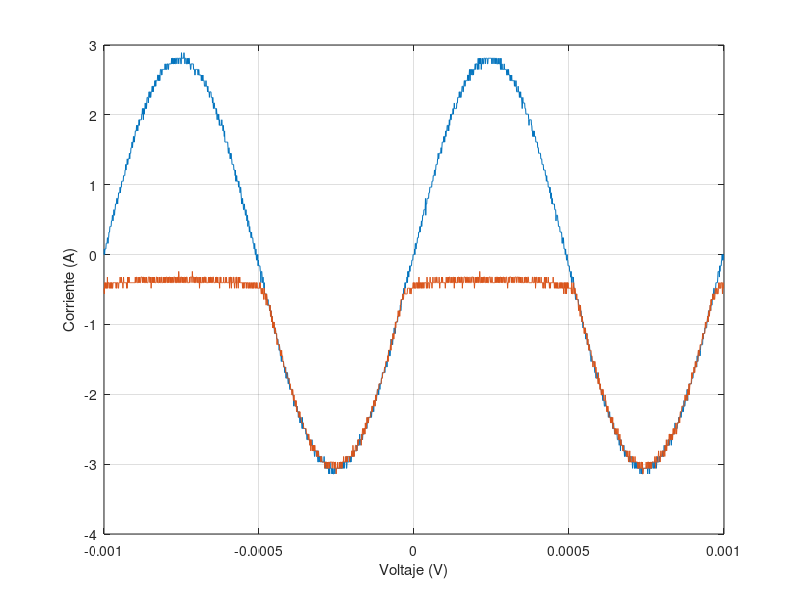

Write the MATLAB code that produced this figure.
t=[-1.00E-03
-9.99E-04
-9.98E-04
-9.97E-04
-9.96E-04
-9.95E-04
-9.94E-04
-9.93E-04
-9.92E-04
-9.91E-04
-9.90E-04
-9.89E-04
-9.88E-04
-9.87E-04
-9.86E-04
-9.85E-04
-9.84E-04
-9.83E-04
-9.82E-04
-9.81E-04
-9.80E-04
-9.79E-04
-9.78E-04
-9.77E-04
-9.76E-04
-9.75E-04
-9.74E-04
-9.73E-04
-9.72E-04
-9.71E-04
-9.70E-04
-9.69E-04
-9.68E-04
-9.67E-04
-9.66E-04
-9.65E-04
-9.64E-04
-9.63E-04
-9.62E-04
-9.61E-04
-9.60E-04
-9.59E-04
-9.58E-04
-9.57E-04
-9.56E-04
-9.55E-04
-9.54E-04
-9.53E-04
-9.52E-04
-9.51E-04
-9.50E-04
-9.49E-04
-9.48E-04
-9.47E-04
-9.46E-04
-9.45E-04
-9.44E-04
-9.43E-04
-9.42E-04
-9.41E-04
-9.40E-04
-9.39E-04
-9.38E-04
-9.37E-04
-9.36E-04
-9.35E-04
-9.34E-04
-9.33E-04
-9.32E-04
-9.31E-04
-9.30E-04
-9.29E-04
-9.28E-04
-9.27E-04
-9.26E-04
-9.25E-04
-9.24E-04
-9.23E-04
-9.22E-04
-9.21E-04
-9.20E-04
-9.19E-04
-9.18E-04
-9.17E-04
-9.16E-04
-9.15E-04
-9.14E-04
-9.13E-04
-9.12E-04
-9.11E-04
-9.10E-04
-9.09E-04
-9.08E-04
-9.07E-04
-9.06E-04
-9.05E-04
-9.04E-04
-9.03E-04
-9.02E-04
-9.01E-04
-9.00E-04
-8.99E-04
-8.98E-04
-8.97E-04
-8.96E-04
-8.95E-04
-8.94E-04
-8.93E-04
-8.92E-04
-8.91E-04
-8.90E-04
-8.89E-04
-8.88E-04
-8.87E-04
-8.86E-04
-8.85E-04
-8.84E-04
-8.83E-04
-8.82E-04
-8.81E-04
-8.80E-04
-8.79E-04
-8.78E-04
-8.77E-04
-8.76E-04
-8.75E-04
-8.74E-04
-8.73E-04
-8.72E-04
-8.71E-04
-8.70E-04
-8.69E-04
-8.68E-04
-8.67E-04
-8.66E-04
-8.65E-04
-8.64E-04
-8.63E-04
-8.62E-04
-8.61E-04
-8.60E-04
-8.59E-04
-8.58E-04
-8.57E-04
-8.56E-04
-8.55E-04
-8.54E-04
-8.53E-04
-8.52E-04
-8.51E-04
-8.50E-04
-8.49E-04
-8.48E-04
-8.47E-04
-8.46E-04
-8.45E-04
-8.44E-04
-8.43E-04
-8.42E-04
-8.41E-04
-8.40E-04
-8.39E-04
-8.38E-04
-8.37E-04
-8.36E-04
-8.35E-04
-8.34E-04
-8.33E-04
-8.32E-04
-8.31E-04
-8.30E-04
-8.29E-04
-8.28E-04
-8.27E-04
-8.26E-04
-8.25E-04
-8.24E-04
-8.23E-04
-8.22E-04
-8.21E-04
-8.20E-04
-8.19E-04
-8.18E-04
-8.17E-04
-8.16E-04
-8.15E-04
-8.14E-04
-8.13E-04
-8.12E-04
-8.11E-04
-8.10E-04
-8.09E-04
-8.08E-04
-8.07E-04
-8.06E-04
-8.05E-04
-8.04E-04
-8.03E-04
-8.02E-04
-8.01E-04
-8.00E-04
-7.99E-04
-7.98E-04
-7.97E-04
-7.96E-04
-7.95E-04
-7.94E-04
-7.93E-04
-7.92E-04
-7.91E-04
-7.90E-04
-7.89E-04
-7.88E-04
-7.87E-04
-7.86E-04
-7.85E-04
-7.84E-04
-7.83E-04
-7.82E-04
-7.81E-04
-7.80E-04
-7.79E-04
-7.78E-04
-7.77E-04
-7.76E-04
-7.75E-04
-7.74E-04
-7.73E-04
-7.72E-04
-7.71E-04
-7.70E-04
-7.69E-04
-7.68E-04
-7.67E-04
-7.66E-04
-7.65E-04
-7.64E-04
-7.63E-04
-7.62E-04
-7.61E-04
-7.60E-04
-7.59E-04
-7.58E-04
-7.57E-04
-7.56E-04
-7.55E-04
-7.54E-04
-7.53E-04
-7.52E-04
-7.51E-04
-7.50E-04
-7.49E-04
-7.48E-04
-7.47E-04
-7.46E-04
-7.45E-04
-7.44E-04
-7.43E-04
-7.42E-04
-7.41E-04
-7.40E-04
-7.39E-04
-7.38E-04
-7.37E-04
-7.36E-04
-7.35E-04
-7.34E-04
-7.33E-04
-7.32E-04
-7.31E-04
-7.30E-04
-7.29E-04
-7.28E-04
-7.27E-04
-7.26E-04
-7.25E-04
-7.24E-04
-7.23E-04
-7.22E-04
-7.21E-04
-7.20E-04
-7.19E-04
-7.18E-04
-7.17E-04
-7.16E-04
-7.15E-04
-7.14E-04
-7.13E-04
-7.12E-04
-7.11E-04
-7.10E-04
-7.09E-04
-7.08E-04
-7.07E-04
-7.06E-04
-7.05E-04
-7.04E-04
-7.03E-04
-7.02E-04
-7.01E-04
-7.00E-04
-6.99E-04
-6.98E-04
-6.97E-04
-6.96E-04
-6.95E-04
-6.94E-04
-6.93E-04
-6.92E-04
-6.91E-04
-6.90E-04
-6.89E-04
-6.88E-04
-6.87E-04
-6.86E-04
-6.85E-04
-6.84E-04
-6.83E-04
-6.82E-04
-6.81E-04
-6.80E-04
-6.79E-04
-6.78E-04
-6.77E-04
-6.76E-04
-6.75E-04
-6.74E-04
-6.73E-04
-6.72E-04
-6.71E-04
-6.70E-04
-6.69E-04
-6.68E-04
-6.67E-04
-6.66E-04
-6.65E-04
-6.64E-04
-6.63E-04
-6.62E-04
-6.61E-04
-6.60E-04
-6.59E-04
-6.58E-04
-6.57E-04
-6.56E-04
-6.55E-04
-6.54E-04
-6.53E-04
-6.52E-04
-6.51E-04
-6.50E-04
-6.49E-04
-6.48E-04
-6.47E-04
-6.46E-04
-6.45E-04
-6.44E-04
-6.43E-04
-6.42E-04
-6.41E-04
-6.40E-04
-6.39E-04
-6.38E-04
-6.37E-04
-6.36E-04
-6.35E-04
-6.34E-04
-6.33E-04
-6.32E-04
-6.31E-04
-6.30E-04
-6.29E-04
-6.28E-04
-6.27E-04
-6.26E-04
-6.25E-04
-6.24E-04
-6.23E-04
-6.22E-04
-6.21E-04
-6.20E-04
-6.19E-04
-6.18E-04
-6.17E-04
-6.16E-04
-6.15E-04
-6.14E-04
-6.13E-04
-6.12E-04
-6.11E-04
-6.10E-04
-6.09E-04
-6.08E-04
-6.07E-04
-6.06E-04
-6.05E-04
-6.04E-04
-6.03E-04
-6.02E-04
-6.01E-04
-6.00E-04
-5.99E-04
-5.98E-04
-5.97E-04
-5.96E-04
-5.95E-04
-5.94E-04
-5.93E-04
-5.92E-04
-5.91E-04
-5.90E-04
-5.89E-04
-5.88E-04
-5.87E-04
-5.86E-04
-5.85E-04
-5.84E-04
-5.83E-04
-5.82E-04
-5.81E-04
-5.80E-04
-5.79E-04
-5.78E-04
-5.77E-04
-5.76E-04
-5.75E-04
-5.74E-04
-5.73E-04
-5.72E-04
-5.71E-04
-5.70E-04
-5.69E-04
-5.68E-04
-5.67E-04
-5.66E-04
-5.65E-04
-5.64E-04
-5.63E-04
-5.62E-04
-5.61E-04
-5.60E-04
-5.59E-04
-5.58E-04
-5.57E-04
-5.56E-04
-5.55E-04
-5.54E-04
-5.53E-04
-5.52E-04
-5.51E-04
-5.50E-04
-5.49E-04
-5.48E-04
-5.47E-04
-5.46E-04
-5.45E-04
-5.44E-04
-5.43E-04
-5.42E-04
-5.41E-04
-5.40E-04
-5.39E-04
-5.38E-04
-5.37E-04
-5.36E-04
-5.35E-04
-5.34E-04
-5.33E-04
-5.32E-04
-5.31E-04
-5.30E-04
-5.29E-04
-5.28E-04
-5.27E-04
-5.26E-04
-5.25E-04
-5.24E-04
-5.23E-04
-5.22E-04
-5.21E-04
-5.20E-04
-5.19E-04
-5.18E-04
-5.17E-04
-5.16E-04
-5.15E-04
-5.14E-04
-5.13E-04
-5.12E-04
-5.11E-04
-5.10E-04
-5.09E-04
-5.08E-04
-5.07E-04
-5.06E-04
-5.05E-04
-5.04E-04
-5.03E-04
-5.02E-04
-5.01E-04
-5.00E-04
-4.99E-04
-4.98E-04
-4.97E-04
-4.96E-04
-4.95E-04
-4.94E-04
-4.93E-04
-4.92E-04
-4.91E-04
-4.90E-04
-4.89E-04
-4.88E-04
-4.87E-04
-4.86E-04
-4.85E-04
-4.84E-04
-4.83E-04
-4.82E-04
-4.81E-04
-4.80E-04
-4.79E-04
-4.78E-04
-4.77E-04
-4.76E-04
-4.75E-04
-4.74E-04
-4.73E-04
-4.72E-04
-4.71E-04
-4.70E-04
-4.69E-04
-4.68E-04
-4.67E-04
-4.66E-04
-4.65E-04
-4.64E-04
-4.63E-04
-4.62E-04
-4.61E-04
-4.60E-04
-4.59E-04
-4.58E-04
-4.57E-04
-4.56E-04
-4.55E-04
-4.54E-04
-4.53E-04
-4.52E-04
-4.51E-04
-4.50E-04
-4.49E-04
-4.48E-04
-4.47E-04
-4.46E-04
-4.45E-04
-4.44E-04
-4.43E-04
-4.42E-04
-4.41E-04
-4.40E-04
-4.39E-04
-4.38E-04
-4.37E-04
-4.36E-04
-4.35E-04
-4.34E-04
-4.33E-04
-4.32E-04
-4.31E-04
-4.30E-04
-4.29E-04
-4.28E-04
-4.27E-04
-4.26E-04
-4.25E-04
-4.24E-04
-4.23E-04
-4.22E-04
-4.21E-04
-4.20E-04
-4.19E-04
-4.18E-04
-4.17E-04
-4.16E-04
-4.15E-04
-4.14E-04
-4.13E-04
-4.12E-04
-4.11E-04
-4.10E-04
-4.09E-04
-4.08E-04
-4.07E-04
-4.06E-04
-4.05E-04
-4.04E-04
-4.03E-04
-4.02E-04
-4.01E-04
-4.00E-04
-3.99E-04
-3.98E-04
-3.97E-04
-3.96E-04
-3.95E-04
-3.94E-04
-3.93E-04
-3.92E-04
-3.91E-04
-3.90E-04
-3.89E-04
-3.88E-04
-3.87E-04
-3.86E-04
-3.85E-04
-3.84E-04
-3.83E-04
-3.82E-04
-3.81E-04
-3.80E-04
-3.79E-04
-3.78E-04
-3.77E-04
-3.76E-04
-3.75E-04
-3.74E-04
-3.73E-04
-3.72E-04
-3.71E-04
-3.70E-04
-3.69E-04
-3.68E-04
-3.67E-04
-3.66E-04
-3.65E-04
-3.64E-04
-3.63E-04
-3.62E-04
-3.61E-04
-3.60E-04
-3.59E-04
-3.58E-04
-3.57E-04
-3.56E-04
-3.55E-04
-3.54E-04
-3.53E-04
-3.52E-04
-3.51E-04
-3.50E-04
-3.49E-04
-3.48E-04
-3.47E-04
-3.46E-04
-3.45E-04
-3.44E-04
-3.43E-04
-3.42E-04
-3.41E-04
-3.40E-04
-3.39E-04
-3.38E-04
-3.37E-04
-3.36E-04
-3.35E-04
-3.34E-04
-3.33E-04
-3.32E-04
-3.31E-04
-3.30E-04
-3.29E-04
-3.28E-04
-3.27E-04
-3.26E-04
-3.25E-04
-3.24E-04
-3.23E-04
-3.22E-04
-3.21E-04
-3.20E-04
-3.19E-04
-3.18E-04
-3.17E-04
-3.16E-04
-3.15E-04
-3.14E-04
-3.13E-04
-3.12E-04
-3.11E-04
-3.10E-04
-3.09E-04
-3.08E-04
-3.07E-04
-3.06E-04
-3.05E-04
-3.04E-04
-3.03E-04
-3.02E-04
-3.01E-04
-3.00E-04
-2.99E-04
-2.98E-04
-2.97E-04
-2.96E-04
-2.95E-04
-2.94E-04
-2.93E-04
-2.92E-04
-2.91E-04
-2.90E-04
-2.89E-04
-2.88E-04
-2.87E-04
-2.86E-04
-2.85E-04
-2.84E-04
-2.83E-04
-2.82E-04
-2.81E-04
-2.80E-04
-2.79E-04
-2.78E-04
-2.77E-04
-2.76E-04
-2.75E-04
-2.74E-04
-2.73E-04
-2.72E-04
-2.71E-04
-2.70E-04
-2.69E-04
-2.68E-04
-2.67E-04
-2.66E-04
-2.65E-04
-2.64E-04
-2.63E-04
-2.62E-04
-2.61E-04
-2.60E-04
-2.59E-04
-2.58E-04
-2.57E-04
-2.56E-04
-2.55E-04
-2.54E-04
-2.53E-04
-2.52E-04
-2.51E-04
-2.50E-04
-2.49E-04
-2.48E-04
-2.47E-04
-2.46E-04
-2.45E-04
-2.44E-04
-2.43E-04
-2.42E-04
-2.41E-04
-2.40E-04
-2.39E-04
-2.38E-04
-2.37E-04
-2.36E-04
-2.35E-04
-2.34E-04
-2.33E-04
-2.32E-04
-2.31E-04
-2.30E-04
-2.29E-04
-2.28E-04
-2.27E-04
-2.26E-04
-2.25E-04
-2.24E-04
-2.23E-04
-2.22E-04
-2.21E-04
-2.20E-04
-2.19E-04
-2.18E-04
-2.17E-04
-2.16E-04
-2.15E-04
-2.14E-04
-2.13E-04
-2.12E-04
-2.11E-04
-2.10E-04
-2.09E-04
-2.08E-04
-2.07E-04
-2.06E-04
-2.05E-04
-2.04E-04
-2.03E-04
-2.02E-04
-2.01E-04
-2.00E-04
-1.99E-04
-1.98E-04
-1.97E-04
-1.96E-04
-1.95E-04
-1.94E-04
-1.93E-04
-1.92E-04
-1.91E-04
-1.90E-04
-1.89E-04
-1.88E-04
-1.87E-04
-1.86E-04
-1.85E-04
-1.84E-04
-1.83E-04
-1.82E-04
-1.81E-04
-1.80E-04
-1.79E-04
-1.78E-04
-1.77E-04
-1.76E-04
-1.75E-04
-1.74E-04
-1.73E-04
-1.72E-04
-1.71E-04
-1.70E-04
-1.69E-04
-1.68E-04
-1.67E-04
-1.66E-04
-1.65E-04
-1.64E-04
-1.63E-04
-1.62E-04
-1.61E-04
-1.60E-04
-1.59E-04
-1.58E-04
-1.57E-04
-1.56E-04
-1.55E-04
-1.54E-04
-1.53E-04
-1.52E-04
-1.51E-04
-1.50E-04
-1.49E-04
-1.48E-04
-1.47E-04
-1.46E-04
-1.45E-04
-1.44E-04
-1.43E-04
-1.42E-04
-1.41E-04
-1.40E-04
-1.39E-04
-1.38E-04
-1.37E-04
-1.36E-04
-1.35E-04
-1.34E-04
-1.33E-04
-1.32E-04
-1.31E-04
-1.30E-04
-1.29E-04
-1.28E-04
-1.27E-04
-1.26E-04
-1.25E-04
-1.24E-04
-1.23E-04
-1.22E-04
-1.21E-04
-1.20E-04
-1.19E-04
-1.18E-04
-1.17E-04
-1.16E-04
-1.15E-04
-1.14E-04
-1.13E-04
-1.12E-04
-1.11E-04
-1.10E-04
-1.09E-04
-1.08E-04
-1.07E-04
-1.06E-04
-1.05E-04
-1.04E-04
-1.03E-04
-1.02E-04
-1.01E-04
-1.00E-04
-9.90E-05
-9.80E-05
-9.70E-05
-9.60E-05
-9.50E-05
-9.40E-05
-9.30E-05
-9.20E-05
-9.10E-05
-9.00E-05
-8.90E-05
-8.80E-05
-8.70E-05
-8.60E-05
-8.50E-05
-8.40E-05
-8.30E-05
-8.20E-05
-8.10E-05
-8.00E-05
-7.90E-05
-7.80E-05
-7.70E-05
-7.60E-05
-7.50E-05
-7.40E-05
-7.30E-05
-7.20E-05
-7.10E-05
-7.00E-05
-6.90E-05
-6.80E-05
-6.70E-05
-6.60E-05
-6.50E-05
-6.40E-05
-6.30E-05
-6.20E-05
-6.10E-05
-6.00E-05
-5.90E-05
-5.80E-05
-5.70E-05
-5.60E-05
-5.50E-05
-5.40E-05
-5.30E-05
-5.20E-05
-5.10E-05
-5.00E-05
-4.90E-05
-4.80E-05
-4.70E-05
-4.60E-05
-4.50E-05
-4.40E-05
-4.30E-05
-4.20E-05
-4.10E-05
-4.00E-05
-3.90E-05
-3.80E-05
-3.70E-05
-3.60E-05
-3.50E-05
-3.40E-05
-3.30E-05
-3.20E-05
-3.10E-05
-3.00E-05
-2.90E-05
-2.80E-05
-2.70E-05
-2.60E-05
-2.50E-05
-2.40E-05
-2.30E-05
-2.20E-05
-2.10E-05
-2.00E-05
-1.90E-05
-1.80E-05
-1.70E-05
-1.60E-05
-1.50E-05
-1.40E-05
-1.30E-05
-1.20E-05
-1.10E-05
-1.00E-05
-9.00E-06
-8.00E-06
-7.00E-06
-6.00E-06
-5.00E-06
-4.00E-06
-3.00E-06
-2.00E-06
-1.00E-06
0.00E+00
1.00E-06
2.00E-06
3.00E-06
4.00E-06
5.00E-06
6.00E-06
7.00E-06
8.00E-06
9.00E-06
1.00E-05
1.10E-05
1.20E-05
1.30E-05
1.40E-05
1.50E-05
1.60E-05
1.70E-05
1.80E-05
1.90E-05
2.00E-05
2.10E-05
2.20E-05
2.30E-05
2.40E-05
2.50E-05
2.60E-05
2.70E-05
2.80E-05
2.90E-05
3.00E-05
3.10E-05
3.20E-05
3.30E-05
3.40E-05
3.50E-05
3.60E-05
3.70E-05
3.80E-05
3.90E-05
4.00E-05
4.10E-05
4.20E-05
4.30E-05
4.40E-05
4.50E-05
4.60E-05
4.70E-05
4.80E-05
4.90E-05
5.00E-05
5.10E-05
5.20E-05
5.30E-05
5.40E-05
5.50E-05
5.60E-05
5.70E-05
5.80E-05
5.90E-05
6.00E-05
6.10E-05
6.20E-05
6.30E-05
6.40E-05
6.50E-05
6.60E-05
6.70E-05
6.80E-05
6.90E-05
7.00E-05
7.10E-05
7.20E-05
7.30E-05
7.40E-05
7.50E-05
7.60E-05
7.70E-05
7.80E-05
7.90E-05
8.00E-05
8.10E-05
8.20E-05
8.30E-05
8.40E-05
8.50E-05
8.60E-05
8.70E-05
8.80E-05
8.90E-05
9.00E-05
9.10E-05
9.20E-05
9.30E-05
9.40E-05
9.50E-05
9.60E-05
9.70E-05
9.80E-05
9.90E-05
1.00E-04
1.01E-04
1.02E-04
1.03E-04
1.04E-04
1.05E-04
1.06E-04
1.07E-04
1.08E-04
1.09E-04
1.10E-04
1.11E-04
1.12E-04
1.13E-04
1.14E-04
1.15E-04
1.16E-04
1.17E-04
1.18E-04
1.19E-04
1.20E-04
1.21E-04
1.22E-04
1.23E-04
1.24E-04
1.25E-04
1.26E-04
1.27E-04
1.28E-04
1.29E-04
1.30E-04
1.31E-04
1.32E-04
1.33E-04
1.34E-04
1.35E-04
1.36E-04
1.37E-04
1.38E-04
1.39E-04
1.40E-04
1.41E-04
1.42E-04
1.43E-04
1.44E-04
1.45E-04
1.46E-04
1.47E-04
1.48E-04
1.49E-04
1.50E-04
1.51E-04
1.52E-04
1.53E-04
1.54E-04
1.55E-04
1.56E-04
1.57E-04
1.58E-04
1.59E-04
1.60E-04
1.61E-04
1.62E-04
1.63E-04
1.64E-04
1.65E-04
1.66E-04
1.67E-04
1.68E-04
1.69E-04
1.70E-04
1.71E-04
1.72E-04
1.73E-04
1.74E-04
1.75E-04
1.76E-04
1.77E-04
1.78E-04
1.79E-04
1.80E-04
1.81E-04
1.82E-04
1.83E-04
1.84E-04
1.85E-04
1.86E-04
1.87E-04
1.88E-04
1.89E-04
1.90E-04
1.91E-04
1.92E-04
1.93E-04
1.94E-04
1.95E-04
1.96E-04
1.97E-04
1.98E-04
1.99E-04
2.00E-04
2.01E-04
2.02E-04
2.03E-04
2.04E-04
2.05E-04
2.06E-04
2.07E-04
2.08E-04
2.09E-04
2.10E-04
2.11E-04
2.12E-04
2.13E-04
2.14E-04
2.15E-04
2.16E-04
2.17E-04
2.18E-04
2.19E-04
2.20E-04
2.21E-04
2.22E-04
2.23E-04
2.24E-04
2.25E-04
2.26E-04
2.27E-04
2.28E-04
2.29E-04
2.30E-04
2.31E-04
2.32E-04
2.33E-04
2.34E-04
2.35E-04
2.36E-04
2.37E-04
2.38E-04
2.39E-04
2.40E-04
2.41E-04
2.42E-04
2.43E-04
2.44E-04
2.45E-04
2.46E-04
2.47E-04
2.48E-04
2.49E-04
2.50E-04
2.51E-04
2.52E-04
2.53E-04
2.54E-04
2.55E-04
2.56E-04
2.57E-04
2.58E-04
2.59E-04
2.60E-04
2.61E-04
2.62E-04
2.63E-04
2.64E-04
2.65E-04
2.66E-04
2.67E-04
2.68E-04
2.69E-04
2.70E-04
2.71E-04
2.72E-04
2.73E-04
2.74E-04
2.75E-04
2.76E-04
2.77E-04
2.78E-04
2.79E-04
2.80E-04
2.81E-04
2.82E-04
2.83E-04
2.84E-04
2.85E-04
2.86E-04
2.87E-04
2.88E-04
2.89E-04
2.90E-04
2.91E-04
2.92E-04
2.93E-04
2.94E-04
2.95E-04
2.96E-04
2.97E-04
2.98E-04
2.99E-04
3.00E-04
3.01E-04
3.02E-04
3.03E-04
3.04E-04
3.05E-04
3.06E-04
3.07E-04
3.08E-04
3.09E-04
3.10E-04
3.11E-04
3.12E-04
3.13E-04
3.14E-04
3.15E-04
3.16E-04
3.17E-04
3.18E-04
3.19E-04
3.20E-04
3.21E-04
3.22E-04
3.23E-04
3.24E-04
3.25E-04
3.26E-04
3.27E-04
3.28E-04
3.29E-04
3.30E-04
3.31E-04
3.32E-04
3.33E-04
3.34E-04
3.35E-04
3.36E-04
3.37E-04
3.38E-04
3.39E-04
3.40E-04
3.41E-04
3.42E-04
3.43E-04
3.44E-04
3.45E-04
3.46E-04
3.47E-04
3.48E-04
3.49E-04
3.50E-04
3.51E-04
3.52E-04
3.53E-04
3.54E-04
3.55E-04
3.56E-04
3.57E-04
3.58E-04
3.59E-04
3.60E-04
3.61E-04
3.62E-04
3.63E-04
3.64E-04
3.65E-04
3.66E-04
3.67E-04
3.68E-04
3.69E-04
3.70E-04
3.71E-04
3.72E-04
3.73E-04
3.74E-04
3.75E-04
3.76E-04
3.77E-04
3.78E-04
3.79E-04
3.80E-04
3.81E-04
3.82E-04
3.83E-04
3.84E-04
3.85E-04
3.86E-04
3.87E-04
3.88E-04
3.89E-04
3.90E-04
3.91E-04
3.92E-04
3.93E-04
3.94E-04
3.95E-04
3.96E-04
3.97E-04
3.98E-04
3.99E-04
4.00E-04
4.01E-04
4.02E-04
4.03E-04
4.04E-04
4.05E-04
4.06E-04
4.07E-04
4.08E-04
4.09E-04
4.10E-04
4.11E-04
4.12E-04
4.13E-04
4.14E-04
4.15E-04
4.16E-04
4.17E-04
4.18E-04
4.19E-04
4.20E-04
4.21E-04
4.22E-04
4.23E-04
4.24E-04
4.25E-04
4.26E-04
4.27E-04
4.28E-04
4.29E-04
4.30E-04
4.31E-04
4.32E-04
4.33E-04
4.34E-04
4.35E-04
4.36E-04
4.37E-04
4.38E-04
4.39E-04
4.40E-04
4.41E-04
4.42E-04
4.43E-04
4.44E-04
4.45E-04
4.46E-04
4.47E-04
4.48E-04
4.49E-04
4.50E-04
4.51E-04
4.52E-04
4.53E-04
4.54E-04
4.55E-04
4.56E-04
4.57E-04
4.58E-04
4.59E-04
4.60E-04
4.61E-04
4.62E-04
4.63E-04
4.64E-04
4.65E-04
4.66E-04
4.67E-04
4.68E-04
4.69E-04
4.70E-04
4.71E-04
4.72E-04
4.73E-04
4.74E-04
4.75E-04
4.76E-04
4.77E-04
4.78E-04
4.79E-04
4.80E-04
4.81E-04
4.82E-04
4.83E-04
4.84E-04
4.85E-04
4.86E-04
4.87E-04
4.88E-04
4.89E-04
4.90E-04
4.91E-04
4.92E-04
4.93E-04
4.94E-04
4.95E-04
4.96E-04
4.97E-04
4.98E-04
4.99E-04
5.00E-04
5.01E-04
5.02E-04
5.03E-04
5.04E-04
5.05E-04
5.06E-04
5.07E-04
5.08E-04
5.09E-04
5.10E-04
5.11E-04
5.12E-04
5.13E-04
5.14E-04
5.15E-04
5.16E-04
5.17E-04
5.18E-04
5.19E-04
5.20E-04
5.21E-04
5.22E-04
5.23E-04
5.24E-04
5.25E-04
5.26E-04
5.27E-04
5.28E-04
5.29E-04
5.30E-04
5.31E-04
5.32E-04
5.33E-04
5.34E-04
5.35E-04
5.36E-04
5.37E-04
5.38E-04
5.39E-04
5.40E-04
5.41E-04
5.42E-04
5.43E-04
5.44E-04
5.45E-04
5.46E-04
5.47E-04
5.48E-04
5.49E-04
5.50E-04
5.51E-04
5.52E-04
5.53E-04
5.54E-04
5.55E-04
5.56E-04
5.57E-04
5.58E-04
5.59E-04
5.60E-04
5.61E-04
5.62E-04
5.63E-04
5.64E-04
5.65E-04
5.66E-04
5.67E-04
5.68E-04
5.69E-04
5.70E-04
5.71E-04
5.72E-04
5.73E-04
5.74E-04
5.75E-04
5.76E-04
5.77E-04
5.78E-04
5.79E-04
5.80E-04
5.81E-04
5.82E-04
5.83E-04
5.84E-04
5.85E-04
5.86E-04
5.87E-04
5.88E-04
5.89E-04
5.90E-04
5.91E-04
5.92E-04
5.93E-04
5.94E-04
5.95E-04
5.96E-04
5.97E-04
5.98E-04
5.99E-04
6.00E-04
6.01E-04
6.02E-04
6.03E-04
6.04E-04
6.05E-04
6.06E-04
6.07E-04
6.08E-04
6.09E-04
6.10E-04
6.11E-04
6.12E-04
6.13E-04
6.14E-04
6.15E-04
6.16E-04
6.17E-04
6.18E-04
6.19E-04
6.20E-04
6.21E-04
6.22E-04
6.23E-04
6.24E-04
6.25E-04
6.26E-04
6.27E-04
6.28E-04
6.29E-04
6.30E-04
6.31E-04
6.32E-04
6.33E-04
6.34E-04
6.35E-04
6.36E-04
6.37E-04
6.38E-04
6.39E-04
6.40E-04
6.41E-04
6.42E-04
6.43E-04
6.44E-04
6.45E-04
6.46E-04
6.47E-04
6.48E-04
6.49E-04
6.50E-04
6.51E-04
6.52E-04
6.53E-04
6.54E-04
6.55E-04
6.56E-04
6.57E-04
6.58E-04
6.59E-04
6.60E-04
6.61E-04
6.62E-04
6.63E-04
6.64E-04
6.65E-04
6.66E-04
6.67E-04
6.68E-04
6.69E-04
6.70E-04
6.71E-04
6.72E-04
6.73E-04
6.74E-04
6.75E-04
6.76E-04
6.77E-04
6.78E-04
6.79E-04
6.80E-04
6.81E-04
6.82E-04
6.83E-04
6.84E-04
6.85E-04
6.86E-04
6.87E-04
6.88E-04
6.89E-04
6.90E-04
6.91E-04
6.92E-04
6.93E-04
6.94E-04
6.95E-04
6.96E-04
6.97E-04
6.98E-04
6.99E-04
7.00E-04
7.01E-04
7.02E-04
7.03E-04
7.04E-04
7.05E-04
7.06E-04
7.07E-04
7.08E-04
7.09E-04
7.10E-04
7.11E-04
7.12E-04
7.13E-04
7.14E-04
7.15E-04
7.16E-04
7.17E-04
7.18E-04
7.19E-04
7.20E-04
7.21E-04
7.22E-04
7.23E-04
7.24E-04
7.25E-04
7.26E-04
7.27E-04
7.28E-04
7.29E-04
7.30E-04
7.31E-04
7.32E-04
7.33E-04
7.34E-04
7.35E-04
7.36E-04
7.37E-04
7.38E-04
7.39E-04
7.40E-04
7.41E-04
7.42E-04
7.43E-04
7.44E-04
7.45E-04
7.46E-04
7.47E-04
7.48E-04
7.49E-04
7.50E-04
7.51E-04
7.52E-04
7.53E-04
7.54E-04
7.55E-04
7.56E-04
7.57E-04
7.58E-04
7.59E-04
7.60E-04
7.61E-04
7.62E-04
7.63E-04
7.64E-04
7.65E-04
7.66E-04
7.67E-04
7.68E-04
7.69E-04
7.70E-04
7.71E-04
7.72E-04
7.73E-04
7.74E-04
7.75E-04
7.76E-04
7.77E-04
7.78E-04
7.79E-04
7.80E-04
7.81E-04
7.82E-04
7.83E-04
7.84E-04
7.85E-04
7.86E-04
7.87E-04
7.88E-04
7.89E-04
7.90E-04
7.91E-04
7.92E-04
7.93E-04
7.94E-04
7.95E-04
7.96E-04
7.97E-04
7.98E-04
7.99E-04
8.00E-04
8.01E-04
8.02E-04
8.03E-04
8.04E-04
8.05E-04
8.06E-04
8.07E-04
8.08E-04
8.09E-04
8.10E-04
8.11E-04
8.12E-04
8.13E-04
8.14E-04
8.15E-04
8.16E-04
8.17E-04
8.18E-04
8.19E-04
8.20E-04
8.21E-04
8.22E-04
8.23E-04
8.24E-04
8.25E-04
8.26E-04
8.27E-04
8.28E-04
8.29E-04
8.30E-04
8.31E-04
8.32E-04
8.33E-04
8.34E-04
8.35E-04
8.36E-04
8.37E-04
8.38E-04
8.39E-04
8.40E-04
8.41E-04
8.42E-04
8.43E-04
8.44E-04
8.45E-04
8.46E-04
8.47E-04
8.48E-04
8.49E-04
8.50E-04
8.51E-04
8.52E-04
8.53E-04
8.54E-04
8.55E-04
8.56E-04
8.57E-04
8.58E-04
8.59E-04
8.60E-04
8.61E-04
8.62E-04
8.63E-04
8.64E-04
8.65E-04
8.66E-04
8.67E-04
8.68E-04
8.69E-04
8.70E-04
8.71E-04
8.72E-04
8.73E-04
8.74E-04
8.75E-04
8.76E-04
8.77E-04
8.78E-04
8.79E-04
8.80E-04
8.81E-04
8.82E-04
8.83E-04
8.84E-04
8.85E-04
8.86E-04
8.87E-04
8.88E-04
8.89E-04
8.90E-04
8.91E-04
8.92E-04
8.93E-04
8.94E-04
8.95E-04
8.96E-04
8.97E-04
8.98E-04
8.99E-04
9.00E-04
9.01E-04
9.02E-04
9.03E-04
9.04E-04
9.05E-04
9.06E-04
9.07E-04
9.08E-04
9.09E-04
9.10E-04
9.11E-04
9.12E-04
9.13E-04
9.14E-04
9.15E-04
9.16E-04
9.17E-04
9.18E-04
9.19E-04
9.20E-04
9.21E-04
9.22E-04
9.23E-04
9.24E-04
9.25E-04
9.26E-04
9.27E-04
9.28E-04
9.29E-04
9.30E-04
9.31E-04
9.32E-04
9.33E-04
9.34E-04
9.35E-04
9.36E-04
9.37E-04
9.38E-04
9.39E-04
9.40E-04
9.41E-04
9.42E-04
9.43E-04
9.44E-04
9.45E-04
9.46E-04
9.47E-04
9.48E-04
9.49E-04
9.50E-04
9.51E-04
9.52E-04
9.53E-04
9.54E-04
9.55E-04
9.56E-04
9.57E-04
9.58E-04
9.59E-04
9.60E-04
9.61E-04
9.62E-04
9.63E-04
9.64E-04
9.65E-04
9.66E-04
9.67E-04
9.68E-04
9.69E-04
9.70E-04
9.71E-04
9.72E-04
9.73E-04
9.74E-04
9.75E-04
9.76E-04
9.77E-04
9.78E-04
9.79E-04
9.80E-04
9.81E-04
9.82E-04
9.83E-04
9.84E-04
9.85E-04
9.86E-04
9.87E-04
9.88E-04
9.89E-04
9.90E-04
9.91E-04
9.92E-04
9.93E-04
9.94E-04
9.95E-04
9.96E-04
9.97E-04
9.98E-04
9.99E-04];
x=[0.00E+00
8.04E-02
0.00E+00
8.04E-02
8.04E-02
8.04E-02
8.04E-02
1.61E-01
1.61E-01
1.61E-01
1.61E-01
2.41E-01
2.41E-01
1.61E-01
2.41E-01
2.41E-01
3.22E-01
3.22E-01
3.22E-01
4.02E-01
4.02E-01
4.02E-01
4.02E-01
4.02E-01
4.82E-01
4.82E-01
4.82E-01
5.63E-01
5.63E-01
4.82E-01
5.63E-01
5.63E-01
6.43E-01
5.63E-01
5.63E-01
6.43E-01
6.43E-01
7.24E-01
7.24E-01
7.24E-01
7.24E-01
8.04E-01
8.04E-01
8.04E-01
7.24E-01
8.04E-01
8.04E-01
8.84E-01
8.84E-01
8.84E-01
8.84E-01
8.84E-01
9.65E-01
8.84E-01
9.65E-01
9.65E-01
9.65E-01
1.05E+00
1.05E+00
1.05E+00
1.05E+00
1.05E+00
1.05E+00
1.13E+00
1.13E+00
1.13E+00
1.13E+00
1.13E+00
1.21E+00
1.21E+00
1.29E+00
1.21E+00
1.29E+00
1.29E+00
1.29E+00
1.37E+00
1.29E+00
1.29E+00
1.37E+00
1.37E+00
1.37E+00
1.37E+00
1.45E+00
1.37E+00
1.45E+00
1.45E+00
1.45E+00
1.53E+00
1.53E+00
1.53E+00
1.61E+00
1.61E+00
1.53E+00
1.61E+00
1.61E+00
1.69E+00
1.61E+00
1.69E+00
1.61E+00
1.69E+00
1.69E+00
1.77E+00
1.77E+00
1.77E+00
1.77E+00
1.85E+00
1.77E+00
1.85E+00
1.85E+00
1.77E+00
1.85E+00
1.85E+00
1.85E+00
1.93E+00
1.85E+00
1.93E+00
1.93E+00
1.93E+00
1.93E+00
1.93E+00
1.93E+00
1.93E+00
2.01E+00
2.01E+00
2.09E+00
2.01E+00
2.09E+00
1.93E+00
2.09E+00
2.09E+00
2.01E+00
2.09E+00
2.09E+00
2.17E+00
2.09E+00
2.09E+00
2.17E+00
2.09E+00
2.17E+00
2.25E+00
2.25E+00
2.25E+00
2.25E+00
2.17E+00
2.25E+00
2.33E+00
2.33E+00
2.25E+00
2.25E+00
2.33E+00
2.25E+00
2.25E+00
2.33E+00
2.33E+00
2.33E+00
2.41E+00
2.41E+00
2.33E+00
2.41E+00
2.33E+00
2.41E+00
2.41E+00
2.41E+00
2.41E+00
2.49E+00
2.41E+00
2.49E+00
2.41E+00
2.49E+00
2.49E+00
2.49E+00
2.49E+00
2.49E+00
2.57E+00
2.57E+00
2.57E+00
2.49E+00
2.57E+00
2.49E+00
2.57E+00
2.49E+00
2.57E+00
2.65E+00
2.65E+00
2.65E+00
2.65E+00
2.57E+00
2.57E+00
2.65E+00
2.65E+00
2.65E+00
2.65E+00
2.65E+00
2.65E+00
2.65E+00
2.65E+00
2.65E+00
2.73E+00
2.65E+00
2.65E+00
2.73E+00
2.65E+00
2.65E+00
2.65E+00
2.73E+00
2.73E+00
2.73E+00
2.65E+00
2.65E+00
2.73E+00
2.73E+00
2.73E+00
2.73E+00
2.73E+00
2.73E+00
2.73E+00
2.73E+00
2.73E+00
2.81E+00
2.73E+00
2.81E+00
2.81E+00
2.73E+00
2.81E+00
2.73E+00
2.73E+00
2.81E+00
2.73E+00
2.81E+00
2.73E+00
2.73E+00
2.81E+00
2.81E+00
2.81E+00
2.81E+00
2.73E+00
2.81E+00
2.81E+00
2.81E+00
2.81E+00
2.81E+00
2.73E+00
2.81E+00
2.81E+00
2.81E+00
2.81E+00
2.81E+00
2.81E+00
2.73E+00
2.73E+00
2.89E+00
2.81E+00
2.81E+00
2.81E+00
2.81E+00
2.81E+00
2.81E+00
2.81E+00
2.89E+00
2.81E+00
2.81E+00
2.73E+00
2.81E+00
2.81E+00
2.81E+00
2.81E+00
2.73E+00
2.73E+00
2.73E+00
2.81E+00
2.73E+00
2.73E+00
2.81E+00
2.73E+00
2.81E+00
2.81E+00
2.73E+00
2.73E+00
2.73E+00
2.65E+00
2.65E+00
2.73E+00
2.73E+00
2.73E+00
2.73E+00
2.73E+00
2.73E+00
2.73E+00
2.73E+00
2.65E+00
2.65E+00
2.65E+00
2.65E+00
2.57E+00
2.57E+00
2.65E+00
2.65E+00
2.65E+00
2.65E+00
2.65E+00
2.65E+00
2.65E+00
2.65E+00
2.57E+00
2.57E+00
2.65E+00
2.65E+00
2.57E+00
2.57E+00
2.57E+00
2.57E+00
2.57E+00
2.57E+00
2.57E+00
2.49E+00
2.57E+00
2.49E+00
2.57E+00
2.49E+00
2.57E+00
2.49E+00
2.49E+00
2.49E+00
2.49E+00
2.41E+00
2.41E+00
2.41E+00
2.41E+00
2.41E+00
2.49E+00
2.41E+00
2.41E+00
2.41E+00
2.41E+00
2.33E+00
2.41E+00
2.33E+00
2.33E+00
2.33E+00
2.33E+00
2.25E+00
2.33E+00
2.33E+00
2.33E+00
2.33E+00
2.33E+00
2.25E+00
2.25E+00
2.25E+00
2.25E+00
2.17E+00
2.25E+00
2.17E+00
2.09E+00
2.17E+00
2.17E+00
2.17E+00
2.09E+00
2.09E+00
2.09E+00
2.09E+00
2.09E+00
2.01E+00
2.09E+00
2.01E+00
1.93E+00
2.01E+00
2.01E+00
2.01E+00
1.93E+00
2.01E+00
1.93E+00
1.85E+00
1.93E+00
1.85E+00
1.85E+00
1.85E+00
1.85E+00
1.85E+00
1.85E+00
1.93E+00
1.85E+00
1.85E+00
1.85E+00
1.77E+00
1.85E+00
1.77E+00
1.77E+00
1.69E+00
1.77E+00
1.61E+00
1.61E+00
1.61E+00
1.61E+00
1.61E+00
1.61E+00
1.61E+00
1.61E+00
1.61E+00
1.61E+00
1.53E+00
1.45E+00
1.45E+00
1.53E+00
1.45E+00
1.45E+00
1.45E+00
1.37E+00
1.45E+00
1.37E+00
1.45E+00
1.37E+00
1.37E+00
1.29E+00
1.29E+00
1.29E+00
1.29E+00
1.29E+00
1.29E+00
1.21E+00
1.21E+00
1.21E+00
1.21E+00
1.13E+00
1.21E+00
1.05E+00
1.13E+00
1.05E+00
1.13E+00
1.05E+00
1.05E+00
1.05E+00
1.05E+00
1.05E+00
9.65E-01
1.05E+00
9.65E-01
9.65E-01
9.65E-01
8.84E-01
9.65E-01
9.65E-01
8.84E-01
8.04E-01
7.24E-01
8.04E-01
7.24E-01
8.04E-01
7.24E-01
7.24E-01
6.43E-01
6.43E-01
7.24E-01
7.24E-01
6.43E-01
6.43E-01
5.63E-01
5.63E-01
6.43E-01
5.63E-01
5.63E-01
4.82E-01
5.63E-01
5.63E-01
4.02E-01
4.82E-01
4.82E-01
4.82E-01
4.02E-01
3.22E-01
4.02E-01
3.22E-01
3.22E-01
3.22E-01
2.41E-01
2.41E-01
3.22E-01
2.41E-01
2.41E-01
2.41E-01
2.41E-01
1.61E-01
1.61E-01
1.61E-01
8.04E-02
8.04E-02
1.61E-01
8.04E-02
0.00E+00
0.00E+00
8.04E-02
0.00E+00
-8.04E-02
0.00E+00
0.00E+00
-8.04E-02
0.00E+00
-1.61E-01
-8.04E-02
-1.61E-01
-1.61E-01
-1.61E-01
-1.61E-01
-1.61E-01
-2.41E-01
-2.41E-01
-4.02E-01
-2.41E-01
-2.41E-01
-2.41E-01
-3.22E-01
-4.02E-01
-4.02E-01
-3.22E-01
-4.02E-01
-4.02E-01
-4.82E-01
-4.02E-01
-5.63E-01
-5.63E-01
-5.63E-01
-5.63E-01
-5.63E-01
-6.43E-01
-5.63E-01
-6.43E-01
-6.43E-01
-7.24E-01
-7.24E-01
-6.43E-01
-7.24E-01
-7.24E-01
-7.24E-01
-7.24E-01
-8.04E-01
-7.24E-01
-8.04E-01
-8.04E-01
-8.84E-01
-8.04E-01
-8.84E-01
-9.65E-01
-8.84E-01
-9.65E-01
-9.65E-01
-9.65E-01
-1.05E+00
-9.65E-01
-1.05E+00
-1.05E+00
-1.13E+00
-1.05E+00
-1.05E+00
-1.05E+00
-1.13E+00
-1.13E+00
-1.13E+00
-1.21E+00
-1.21E+00
-1.21E+00
-1.21E+00
-1.21E+00
-1.29E+00
-1.29E+00
-1.29E+00
-1.37E+00
-1.29E+00
-1.37E+00
-1.37E+00
-1.45E+00
-1.45E+00
-1.45E+00
-1.53E+00
-1.45E+00
-1.53E+00
-1.53E+00
-1.53E+00
-1.53E+00
-1.53E+00
-1.53E+00
-1.61E+00
-1.61E+00
-1.61E+00
-1.69E+00
-1.61E+00
-1.69E+00
-1.61E+00
-1.77E+00
-1.69E+00
-1.77E+00
-1.69E+00
-1.77E+00
-1.69E+00
-1.77E+00
-1.85E+00
-1.85E+00
-1.77E+00
-1.85E+00
-1.85E+00
-1.93E+00
-1.93E+00
-1.93E+00
-1.93E+00
-1.93E+00
-1.93E+00
-1.93E+00
-1.93E+00
-1.93E+00
-2.01E+00
-2.01E+00
-2.01E+00
-2.01E+00
-2.17E+00
-2.09E+00
-2.09E+00
-2.09E+00
-2.17E+00
-2.17E+00
-2.17E+00
-2.17E+00
-2.17E+00
-2.17E+00
-2.25E+00
-2.17E+00
-2.25E+00
-2.25E+00
-2.25E+00
-2.33E+00
-2.25E+00
-2.33E+00
-2.25E+00
-2.33E+00
-2.41E+00
-2.33E+00
-2.41E+00
-2.33E+00
-2.41E+00
-2.41E+00
-2.41E+00
-2.49E+00
-2.33E+00
-2.49E+00
-2.49E+00
-2.41E+00
-2.49E+00
-2.49E+00
-2.49E+00
-2.49E+00
-2.49E+00
-2.49E+00
-2.49E+00
-2.57E+00
-2.57E+00
-2.57E+00
-2.57E+00
-2.65E+00
-2.57E+00
-2.65E+00
-2.65E+00
-2.65E+00
-2.65E+00
-2.65E+00
-2.65E+00
-2.65E+00
-2.65E+00
-2.73E+00
-2.73E+00
-2.73E+00
-2.73E+00
-2.73E+00
-2.73E+00
-2.65E+00
-2.73E+00
-2.73E+00
-2.73E+00
-2.81E+00
-2.73E+00
-2.81E+00
-2.81E+00
-2.89E+00
-2.89E+00
-2.81E+00
-2.81E+00
-2.81E+00
-2.81E+00
-2.81E+00
-2.89E+00
-2.81E+00
-2.81E+00
-2.89E+00
-2.97E+00
-2.97E+00
-2.81E+00
-2.89E+00
-2.97E+00
-2.89E+00
-2.89E+00
-2.97E+00
-2.89E+00
-2.97E+00
-2.97E+00
-2.97E+00
-2.89E+00
-2.97E+00
-2.97E+00
-2.97E+00
-2.97E+00
-2.97E+00
-2.97E+00
-2.97E+00
-2.89E+00
-2.97E+00
-2.97E+00
-3.06E+00
-2.97E+00
-3.06E+00
-2.97E+00
-2.97E+00
-3.06E+00
-2.97E+00
-3.06E+00
-3.06E+00
-3.06E+00
-3.06E+00
-3.06E+00
-3.14E+00
-3.06E+00
-3.06E+00
-3.14E+00
-2.97E+00
-3.06E+00
-3.06E+00
-3.06E+00
-3.06E+00
-3.06E+00
-3.14E+00
-3.06E+00
-3.14E+00
-3.06E+00
-3.06E+00
-3.14E+00
-3.14E+00
-3.14E+00
-3.06E+00
-3.06E+00
-3.14E+00
-3.06E+00
-3.06E+00
-3.06E+00
-3.06E+00
-3.06E+00
-3.06E+00
-3.06E+00
-3.06E+00
-3.06E+00
-3.06E+00
-3.06E+00
-3.06E+00
-3.06E+00
-3.06E+00
-3.06E+00
-2.97E+00
-3.06E+00
-3.06E+00
-3.06E+00
-2.97E+00
-3.06E+00
-3.06E+00
-2.97E+00
-3.06E+00
-2.97E+00
-2.97E+00
-2.97E+00
-3.06E+00
-2.97E+00
-3.06E+00
-2.97E+00
-2.97E+00
-2.97E+00
-2.97E+00
-2.97E+00
-2.89E+00
-3.06E+00
-3.06E+00
-2.97E+00
-2.89E+00
-2.97E+00
-2.97E+00
-2.97E+00
-2.97E+00
-2.97E+00
-2.89E+00
-2.97E+00
-2.89E+00
-2.97E+00
-2.97E+00
-2.89E+00
-2.97E+00
-2.89E+00
-2.89E+00
-2.89E+00
-2.89E+00
-2.89E+00
-2.81E+00
-2.81E+00
-2.81E+00
-2.89E+00
-2.81E+00
-2.81E+00
-2.81E+00
-2.81E+00
-2.81E+00
-2.81E+00
-2.81E+00
-2.81E+00
-2.73E+00
-2.81E+00
-2.73E+00
-2.73E+00
-2.73E+00
-2.65E+00
-2.73E+00
-2.73E+00
-2.73E+00
-2.65E+00
-2.57E+00
-2.73E+00
-2.65E+00
-2.65E+00
-2.65E+00
-2.65E+00
-2.57E+00
-2.65E+00
-2.57E+00
-2.65E+00
-2.57E+00
-2.57E+00
-2.57E+00
-2.57E+00
-2.57E+00
-2.49E+00
-2.49E+00
-2.49E+00
-2.49E+00
-2.49E+00
-2.49E+00
-2.41E+00
-2.41E+00
-2.49E+00
-2.41E+00
-2.41E+00
-2.33E+00
-2.41E+00
-2.41E+00
-2.33E+00
-2.33E+00
-2.33E+00
-2.33E+00
-2.33E+00
-2.33E+00
-2.25E+00
-2.33E+00
-2.25E+00
-2.33E+00
-2.25E+00
-2.25E+00
-2.17E+00
-2.25E+00
-2.17E+00
-2.17E+00
-2.25E+00
-2.17E+00
-2.09E+00
-2.09E+00
-2.09E+00
-2.09E+00
-2.09E+00
-2.09E+00
-2.01E+00
-2.09E+00
-2.01E+00
-2.01E+00
-1.93E+00
-1.93E+00
-1.93E+00
-1.93E+00
-2.01E+00
-1.93E+00
-1.85E+00
-1.85E+00
-1.93E+00
-1.85E+00
-1.85E+00
-1.85E+00
-1.85E+00
-1.77E+00
-1.77E+00
-1.77E+00
-1.69E+00
-1.69E+00
-1.69E+00
-1.69E+00
-1.69E+00
-1.69E+00
-1.69E+00
-1.61E+00
-1.69E+00
-1.61E+00
-1.61E+00
-1.61E+00
-1.61E+00
-1.53E+00
-1.53E+00
-1.61E+00
-1.53E+00
-1.53E+00
-1.45E+00
-1.45E+00
-1.37E+00
-1.45E+00
-1.45E+00
-1.37E+00
-1.45E+00
-1.45E+00
-1.37E+00
-1.29E+00
-1.21E+00
-1.29E+00
-1.21E+00
-1.29E+00
-1.21E+00
-1.29E+00
-1.21E+00
-1.13E+00
-1.13E+00
-1.13E+00
-1.05E+00
-1.13E+00
-1.05E+00
-1.05E+00
-1.13E+00
-9.65E-01
-9.65E-01
-9.65E-01
-9.65E-01
-9.65E-01
-9.65E-01
-9.65E-01
-8.84E-01
-8.84E-01
-8.84E-01
-8.84E-01
-8.04E-01
-8.04E-01
-8.04E-01
-8.04E-01
-7.24E-01
-8.04E-01
-8.04E-01
-7.24E-01
-6.43E-01
-6.43E-01
-6.43E-01
-6.43E-01
-5.63E-01
-5.63E-01
-5.63E-01
-4.82E-01
-5.63E-01
-4.82E-01
-4.82E-01
-4.02E-01
-4.82E-01
-4.02E-01
-4.02E-01
-4.02E-01
-4.02E-01
-3.22E-01
-3.22E-01
-4.02E-01
-2.41E-01
-3.22E-01
-2.41E-01
-3.22E-01
-2.41E-01
-2.41E-01
-1.61E-01
-2.41E-01
-1.61E-01
-1.61E-01
-1.61E-01
-1.61E-01
-1.61E-01
-8.04E-02
-8.04E-02
-8.04E-02
-8.04E-02
0.00E+00
0.00E+00
0.00E+00
0.00E+00
0.00E+00
8.04E-02
0.00E+00
1.61E-01
1.61E-01
8.04E-02
8.04E-02
1.61E-01
1.61E-01
1.61E-01
2.41E-01
2.41E-01
2.41E-01
2.41E-01
3.22E-01
3.22E-01
3.22E-01
3.22E-01
4.02E-01
3.22E-01
4.02E-01
4.02E-01
4.02E-01
4.82E-01
4.02E-01
4.82E-01
4.82E-01
5.63E-01
5.63E-01
5.63E-01
5.63E-01
6.43E-01
6.43E-01
6.43E-01
6.43E-01
6.43E-01
8.04E-01
5.63E-01
7.24E-01
7.24E-01
7.24E-01
8.04E-01
8.04E-01
8.04E-01
8.04E-01
8.04E-01
8.04E-01
8.84E-01
8.84E-01
8.84E-01
9.65E-01
9.65E-01
9.65E-01
9.65E-01
9.65E-01
9.65E-01
9.65E-01
1.05E+00
1.05E+00
1.05E+00
1.05E+00
1.13E+00
1.13E+00
1.13E+00
1.13E+00
1.21E+00
1.21E+00
1.13E+00
1.21E+00
1.21E+00
1.29E+00
1.29E+00
1.29E+00
1.29E+00
1.29E+00
1.37E+00
1.37E+00
1.45E+00
1.37E+00
1.37E+00
1.45E+00
1.45E+00
1.45E+00
1.45E+00
1.45E+00
1.45E+00
1.53E+00
1.53E+00
1.45E+00
1.53E+00
1.61E+00
1.61E+00
1.61E+00
1.61E+00
1.61E+00
1.69E+00
1.61E+00
1.69E+00
1.61E+00
1.69E+00
1.69E+00
1.77E+00
1.69E+00
1.77E+00
1.77E+00
1.77E+00
1.85E+00
1.85E+00
1.85E+00
1.77E+00
1.85E+00
1.77E+00
1.85E+00
1.93E+00
1.85E+00
1.93E+00
1.93E+00
2.01E+00
1.93E+00
1.93E+00
2.01E+00
2.01E+00
2.01E+00
2.01E+00
2.01E+00
2.09E+00
2.01E+00
2.09E+00
2.09E+00
2.17E+00
2.09E+00
2.09E+00
2.09E+00
2.09E+00
2.09E+00
2.09E+00
2.09E+00
2.17E+00
2.17E+00
2.17E+00
2.25E+00
2.25E+00
2.25E+00
2.25E+00
2.25E+00
2.33E+00
2.25E+00
2.33E+00
2.33E+00
2.25E+00
2.25E+00
2.25E+00
2.33E+00
2.33E+00
2.41E+00
2.41E+00
2.41E+00
2.33E+00
2.33E+00
2.41E+00
2.41E+00
2.49E+00
2.49E+00
2.41E+00
2.41E+00
2.49E+00
2.49E+00
2.49E+00
2.49E+00
2.49E+00
2.49E+00
2.49E+00
2.57E+00
2.57E+00
2.49E+00
2.57E+00
2.49E+00
2.57E+00
2.65E+00
2.57E+00
2.49E+00
2.65E+00
2.65E+00
2.57E+00
2.65E+00
2.65E+00
2.57E+00
2.57E+00
2.65E+00
2.65E+00
2.65E+00
2.57E+00
2.65E+00
2.65E+00
2.65E+00
2.65E+00
2.73E+00
2.73E+00
2.65E+00
2.73E+00
2.73E+00
2.73E+00
2.73E+00
2.73E+00
2.65E+00
2.73E+00
2.81E+00
2.73E+00
2.65E+00
2.81E+00
2.73E+00
2.81E+00
2.73E+00
2.81E+00
2.73E+00
2.81E+00
2.65E+00
2.73E+00
2.73E+00
2.73E+00
2.81E+00
2.73E+00
2.73E+00
2.73E+00
2.81E+00
2.81E+00
2.81E+00
2.81E+00
2.81E+00
2.73E+00
2.81E+00
2.81E+00
2.81E+00
2.81E+00
2.81E+00
2.81E+00
2.73E+00
2.73E+00
2.81E+00
2.81E+00
2.81E+00
2.81E+00
2.81E+00
2.81E+00
2.81E+00
2.81E+00
2.81E+00
2.81E+00
2.81E+00
2.81E+00
2.73E+00
2.81E+00
2.81E+00
2.81E+00
2.73E+00
2.81E+00
2.81E+00
2.81E+00
2.81E+00
2.81E+00
2.73E+00
2.81E+00
2.81E+00
2.73E+00
2.81E+00
2.81E+00
2.73E+00
2.73E+00
2.73E+00
2.73E+00
2.81E+00
2.73E+00
2.73E+00
2.81E+00
2.73E+00
2.73E+00
2.73E+00
2.81E+00
2.65E+00
2.73E+00
2.81E+00
2.65E+00
2.65E+00
2.73E+00
2.65E+00
2.65E+00
2.65E+00
2.65E+00
2.65E+00
2.65E+00
2.73E+00
2.65E+00
2.65E+00
2.65E+00
2.65E+00
2.65E+00
2.65E+00
2.65E+00
2.57E+00
2.57E+00
2.57E+00
2.65E+00
2.65E+00
2.57E+00
2.65E+00
2.57E+00
2.57E+00
2.57E+00
2.57E+00
2.49E+00
2.57E+00
2.49E+00
2.49E+00
2.49E+00
2.57E+00
2.49E+00
2.49E+00
2.49E+00
2.49E+00
2.49E+00
2.49E+00
2.49E+00
2.49E+00
2.41E+00
2.49E+00
2.41E+00
2.41E+00
2.41E+00
2.49E+00
2.41E+00
2.33E+00
2.33E+00
2.33E+00
2.33E+00
2.33E+00
2.41E+00
2.33E+00
2.33E+00
2.33E+00
2.25E+00
2.33E+00
2.25E+00
2.25E+00
2.33E+00
2.25E+00
2.25E+00
2.25E+00
2.17E+00
2.09E+00
2.17E+00
2.25E+00
2.17E+00
2.17E+00
2.17E+00
2.17E+00
2.17E+00
2.17E+00
2.09E+00
2.09E+00
2.09E+00
2.01E+00
2.01E+00
2.01E+00
2.01E+00
2.01E+00
2.01E+00
2.01E+00
2.01E+00
2.01E+00
1.93E+00
1.85E+00
1.93E+00
1.93E+00
1.93E+00
1.93E+00
1.93E+00
1.93E+00
1.93E+00
1.85E+00
1.85E+00
1.77E+00
1.77E+00
1.69E+00
1.77E+00
1.77E+00
1.69E+00
1.69E+00
1.77E+00
1.69E+00
1.69E+00
1.69E+00
1.69E+00
1.61E+00
1.61E+00
1.61E+00
1.61E+00
1.61E+00
1.61E+00
1.53E+00
1.53E+00
1.53E+00
1.45E+00
1.45E+00
1.45E+00
1.45E+00
1.45E+00
1.45E+00
1.45E+00
1.37E+00
1.37E+00
1.37E+00
1.37E+00
1.29E+00
1.29E+00
1.29E+00
1.29E+00
1.29E+00
1.21E+00
1.21E+00
1.21E+00
1.21E+00
1.21E+00
1.21E+00
1.13E+00
1.13E+00
1.13E+00
1.05E+00
1.13E+00
1.05E+00
1.05E+00
1.05E+00
1.05E+00
9.65E-01
9.65E-01
9.65E-01
9.65E-01
9.65E-01
8.84E-01
9.65E-01
8.84E-01
8.04E-01
8.04E-01
8.84E-01
8.04E-01
7.24E-01
8.04E-01
7.24E-01
7.24E-01
7.24E-01
7.24E-01
7.24E-01
7.24E-01
7.24E-01
6.43E-01
6.43E-01
6.43E-01
6.43E-01
4.82E-01
5.63E-01
5.63E-01
5.63E-01
5.63E-01
5.63E-01
4.82E-01
4.82E-01
4.02E-01
4.02E-01
4.02E-01
4.02E-01
4.02E-01
3.22E-01
3.22E-01
3.22E-01
3.22E-01
3.22E-01
3.22E-01
2.41E-01
1.61E-01
2.41E-01
2.41E-01
1.61E-01
2.41E-01
1.61E-01
8.04E-02
8.04E-02
8.04E-02
8.04E-02
0.00E+00
8.04E-02
0.00E+00
0.00E+00
-8.04E-02
-8.04E-02
0.00E+00
-8.04E-02
-8.04E-02
-1.61E-01
-1.61E-01
-1.61E-01
-1.61E-01
-1.61E-01
-2.41E-01
-2.41E-01
-2.41E-01
-3.22E-01
-3.22E-01
-2.41E-01
-4.02E-01
-3.22E-01
-3.22E-01
-3.22E-01
-3.22E-01
-4.02E-01
-3.22E-01
-4.02E-01
-4.82E-01
-4.82E-01
-4.82E-01
-5.63E-01
-5.63E-01
-6.43E-01
-6.43E-01
-5.63E-01
-6.43E-01
-6.43E-01
-6.43E-01
-6.43E-01
-6.43E-01
-6.43E-01
-6.43E-01
-7.24E-01
-7.24E-01
-7.24E-01
-7.24E-01
-7.24E-01
-8.04E-01
-8.04E-01
-8.04E-01
-8.04E-01
-8.84E-01
-8.84E-01
-9.65E-01
-8.84E-01
-9.65E-01
-1.05E+00
-9.65E-01
-1.05E+00
-1.05E+00
-1.05E+00
-1.05E+00
-1.13E+00
-1.05E+00
-1.13E+00
-1.21E+00
-1.13E+00
-1.21E+00
-1.13E+00
-1.13E+00
-1.29E+00
-1.21E+00
-1.29E+00
-1.29E+00
-1.29E+00
-1.29E+00
-1.37E+00
-1.29E+00
-1.37E+00
-1.37E+00
-1.45E+00
-1.45E+00
-1.53E+00
-1.45E+00
-1.45E+00
-1.53E+00
-1.53E+00
-1.53E+00
-1.53E+00
-1.53E+00
-1.53E+00
-1.53E+00
-1.61E+00
-1.61E+00
-1.69E+00
-1.69E+00
-1.69E+00
-1.69E+00
-1.77E+00
-1.69E+00
-1.77E+00
-1.69E+00
-1.69E+00
-1.77E+00
-1.77E+00
-1.77E+00
-1.85E+00
-1.85E+00
-1.85E+00
-1.85E+00
-1.85E+00
-1.85E+00
-1.93E+00
-1.93E+00
-1.93E+00
-1.93E+00
-2.01E+00
-2.01E+00
-2.01E+00
-2.01E+00
-2.09E+00
-2.01E+00
-2.09E+00
-2.01E+00
-2.09E+00
-2.17E+00
-2.17E+00
-2.17E+00
-2.09E+00
-2.17E+00
-2.17E+00
-2.17E+00
-2.17E+00
-2.17E+00
-2.25E+00
-2.25E+00
-2.25E+00
-2.25E+00
-2.33E+00
-2.25E+00
-2.25E+00
-2.33E+00
-2.25E+00
-2.33E+00
-2.33E+00
-2.33E+00
-2.41E+00
-2.41E+00
-2.33E+00
-2.33E+00
-2.41E+00
-2.41E+00
-2.49E+00
-2.41E+00
-2.49E+00
-2.41E+00
-2.49E+00
-2.49E+00
-2.57E+00
-2.49E+00
-2.57E+00
-2.57E+00
-2.57E+00
-2.57E+00
-2.57E+00
-2.57E+00
-2.57E+00
-2.65E+00
-2.65E+00
-2.65E+00
-2.65E+00
-2.65E+00
-2.65E+00
-2.73E+00
-2.65E+00
-2.65E+00
-2.65E+00
-2.81E+00
-2.65E+00
-2.65E+00
-2.73E+00
-2.73E+00
-2.73E+00
-2.73E+00
-2.73E+00
-2.81E+00
-2.81E+00
-2.81E+00
-2.73E+00
-2.81E+00
-2.89E+00
-2.81E+00
-2.89E+00
-2.81E+00
-2.81E+00
-2.81E+00
-2.89E+00
-2.81E+00
-2.89E+00
-2.89E+00
-2.89E+00
-2.89E+00
-2.89E+00
-2.89E+00
-2.89E+00
-2.97E+00
-2.89E+00
-2.97E+00
-2.97E+00
-2.89E+00
-2.89E+00
-2.89E+00
-2.89E+00
-2.89E+00
-2.97E+00
-2.97E+00
-3.06E+00
-2.97E+00
-2.97E+00
-2.97E+00
-2.97E+00
-2.97E+00
-3.06E+00
-3.06E+00
-2.97E+00
-3.06E+00
-2.97E+00
-2.97E+00
-2.97E+00
-3.06E+00
-3.06E+00
-2.97E+00
-3.06E+00
-2.97E+00
-3.06E+00
-3.06E+00
-3.06E+00
-2.97E+00
-3.06E+00
-3.06E+00
-3.14E+00
-3.06E+00
-3.06E+00
-3.06E+00
-3.06E+00
-3.14E+00
-3.06E+00
-3.14E+00
-3.14E+00
-3.06E+00
-3.06E+00
-3.06E+00
-3.06E+00
-3.06E+00
-3.06E+00
-3.06E+00
-3.06E+00
-3.06E+00
-3.06E+00
-3.06E+00
-3.06E+00
-3.06E+00
-3.06E+00
-3.06E+00
-3.06E+00
-3.14E+00
-3.06E+00
-3.06E+00
-3.06E+00
-2.97E+00
-3.06E+00
-3.14E+00
-2.97E+00
-3.06E+00
-3.06E+00
-3.06E+00
-2.97E+00
-3.06E+00
-3.06E+00
-3.06E+00
-2.97E+00
-2.97E+00
-2.97E+00
-3.06E+00
-3.06E+00
-2.97E+00
-2.97E+00
-3.06E+00
-2.97E+00
-2.97E+00
-2.97E+00
-2.97E+00
-2.97E+00
-3.06E+00
-2.97E+00
-2.97E+00
-2.89E+00
-2.97E+00
-2.97E+00
-2.97E+00
-2.97E+00
-2.97E+00
-2.89E+00
-2.97E+00
-2.89E+00
-2.89E+00
-2.89E+00
-2.89E+00
-2.89E+00
-2.89E+00
-2.89E+00
-2.89E+00
-2.89E+00
-2.81E+00
-2.89E+00
-2.81E+00
-2.89E+00
-2.81E+00
-2.73E+00
-2.81E+00
-2.81E+00
-2.81E+00
-2.81E+00
-2.81E+00
-2.81E+00
-2.73E+00
-2.73E+00
-2.73E+00
-2.73E+00
-2.73E+00
-2.73E+00
-2.65E+00
-2.73E+00
-2.65E+00
-2.73E+00
-2.73E+00
-2.65E+00
-2.65E+00
-2.65E+00
-2.57E+00
-2.65E+00
-2.73E+00
-2.65E+00
-2.65E+00
-2.65E+00
-2.57E+00
-2.57E+00
-2.57E+00
-2.57E+00
-2.57E+00
-2.57E+00
-2.57E+00
-2.49E+00
-2.41E+00
-2.49E+00
-2.49E+00
-2.49E+00
-2.49E+00
-2.49E+00
-2.49E+00
-2.49E+00
-2.41E+00
-2.41E+00
-2.41E+00
-2.41E+00
-2.33E+00
-2.41E+00
-2.33E+00
-2.33E+00
-2.33E+00
-2.33E+00
-2.25E+00
-2.33E+00
-2.33E+00
-2.25E+00
-2.25E+00
-2.25E+00
-2.25E+00
-2.17E+00
-2.17E+00
-2.25E+00
-2.17E+00
-2.09E+00
-2.17E+00
-2.17E+00
-2.17E+00
-2.09E+00
-2.09E+00
-2.09E+00
-2.09E+00
-2.01E+00
-2.01E+00
-1.93E+00
-2.01E+00
-2.09E+00
-1.93E+00
-2.01E+00
-1.93E+00
-1.93E+00
-1.85E+00
-1.85E+00
-1.85E+00
-1.85E+00
-1.85E+00
-1.85E+00
-1.85E+00
-1.85E+00
-1.77E+00
-1.77E+00
-1.77E+00
-1.77E+00
-1.77E+00
-1.69E+00
-1.69E+00
-1.69E+00
-1.69E+00
-1.61E+00
-1.61E+00
-1.61E+00
-1.61E+00
-1.53E+00
-1.53E+00
-1.53E+00
-1.61E+00
-1.45E+00
-1.45E+00
-1.53E+00
-1.53E+00
-1.45E+00
-1.37E+00
-1.45E+00
-1.37E+00
-1.37E+00
-1.37E+00
-1.45E+00
-1.37E+00
-1.29E+00
-1.29E+00
-1.29E+00
-1.29E+00
-1.29E+00
-1.29E+00
-1.29E+00
-1.13E+00
-1.21E+00
-1.13E+00
-1.13E+00
-1.13E+00
-1.13E+00
-1.05E+00
-1.05E+00
-1.05E+00
-1.05E+00
-1.05E+00
-1.05E+00
-1.05E+00
-9.65E-01
-9.65E-01
-8.84E-01
-9.65E-01
-8.84E-01
-8.04E-01
-8.04E-01
-8.04E-01
-8.04E-01
-8.04E-01
-8.04E-01
-7.24E-01
-8.04E-01
-7.24E-01
-7.24E-01
-6.43E-01
-7.24E-01
-6.43E-01
-6.43E-01
-5.63E-01
-5.63E-01
-5.63E-01
-4.82E-01
-4.82E-01
-5.63E-01
-5.63E-01
-5.63E-01
-4.82E-01
-4.82E-01
-4.02E-01
-4.02E-01
-4.02E-01
-4.02E-01
-4.02E-01
-4.02E-01
-3.22E-01
-2.41E-01
-2.41E-01
-2.41E-01
-2.41E-01
-3.22E-01
-1.61E-01
-2.41E-01
-1.61E-01
-1.61E-01
-1.61E-01
-1.61E-01
-8.04E-02
-8.04E-02
0.00E+00
-8.04E-02
0.00E+00
-8.04E-02
0.00E+00
0.00E+00];
y=[-4.82E-01
-5.63E-01
-4.02E-01
-4.02E-01
-4.82E-01
-4.02E-01
-4.82E-01
-4.82E-01
-4.82E-01
-4.02E-01
-4.82E-01
-3.22E-01
-4.82E-01
-4.02E-01
-4.02E-01
-4.02E-01
-4.02E-01
-4.82E-01
-4.82E-01
-4.02E-01
-4.02E-01
-4.82E-01
-4.02E-01
-4.82E-01
-4.02E-01
-4.82E-01
-4.02E-01
-4.82E-01
-4.82E-01
-4.02E-01
-4.02E-01
-4.02E-01
-4.02E-01
-4.02E-01
-4.02E-01
-4.02E-01
-4.02E-01
-4.02E-01
-4.02E-01
-4.82E-01
-4.02E-01
-4.82E-01
-4.02E-01
-4.02E-01
-4.02E-01
-4.02E-01
-4.82E-01
-4.82E-01
-4.02E-01
-4.02E-01
-4.02E-01
-4.02E-01
-3.22E-01
-4.02E-01
-4.02E-01
-4.02E-01
-3.22E-01
-4.02E-01
-4.02E-01
-4.02E-01
-4.02E-01
-4.82E-01
-4.02E-01
-3.22E-01
-4.02E-01
-4.02E-01
-4.02E-01
-4.02E-01
-4.02E-01
-4.02E-01
-4.02E-01
-4.02E-01
-4.02E-01
-4.82E-01
-4.02E-01
-4.82E-01
-3.22E-01
-4.02E-01
-4.02E-01
-3.22E-01
-4.02E-01
-3.22E-01
-4.02E-01
-4.02E-01
-4.02E-01
-4.02E-01
-4.02E-01
-4.02E-01
-4.02E-01
-4.02E-01
-4.02E-01
-4.02E-01
-4.02E-01
-4.02E-01
-4.02E-01
-4.02E-01
-4.02E-01
-4.02E-01
-4.02E-01
-4.02E-01
-4.02E-01
-3.22E-01
-4.02E-01
-4.02E-01
-3.22E-01
-3.22E-01
-4.02E-01
-4.02E-01
-4.02E-01
-4.02E-01
-3.22E-01
-4.02E-01
-4.02E-01
-3.22E-01
-4.02E-01
-3.22E-01
-4.02E-01
-4.02E-01
-4.02E-01
-3.22E-01
-3.22E-01
-3.22E-01
-3.22E-01
-3.22E-01
-4.02E-01
-3.22E-01
-4.02E-01
-3.22E-01
-3.22E-01
-4.02E-01
-3.22E-01
-4.02E-01
-4.02E-01
-4.02E-01
-4.02E-01
-3.22E-01
-4.02E-01
-3.22E-01
-4.02E-01
-4.02E-01
-4.02E-01
-4.02E-01
-4.02E-01
-3.22E-01
-3.22E-01
-3.22E-01
-3.22E-01
-3.22E-01
-4.02E-01
-3.22E-01
-4.02E-01
-3.22E-01
-4.82E-01
-4.02E-01
-4.02E-01
-3.22E-01
-4.02E-01
-3.22E-01
-4.02E-01
-3.22E-01
-4.02E-01
-3.22E-01
-4.02E-01
-3.22E-01
-4.02E-01
-4.02E-01
-4.02E-01
-4.02E-01
-4.02E-01
-3.22E-01
-3.22E-01
-3.22E-01
-4.02E-01
-3.22E-01
-4.02E-01
-4.02E-01
-4.02E-01
-4.02E-01
-3.22E-01
-4.02E-01
-3.22E-01
-4.02E-01
-4.02E-01
-4.02E-01
-3.22E-01
-3.22E-01
-4.02E-01
-4.02E-01
-4.02E-01
-4.02E-01
-4.02E-01
-3.22E-01
-4.02E-01
-3.22E-01
-4.02E-01
-4.02E-01
-3.22E-01
-4.02E-01
-3.22E-01
-4.02E-01
-4.02E-01
-3.22E-01
-3.22E-01
-3.22E-01
-4.02E-01
-4.02E-01
-3.22E-01
-4.02E-01
-3.22E-01
-4.02E-01
-3.22E-01
-3.22E-01
-3.22E-01
-4.02E-01
-3.22E-01
-4.02E-01
-4.02E-01
-3.22E-01
-4.02E-01
-4.02E-01
-4.02E-01
-3.22E-01
-4.02E-01
-4.02E-01
-4.02E-01
-3.22E-01
-3.22E-01
-3.22E-01
-3.22E-01
-4.02E-01
-4.02E-01
-3.22E-01
-4.02E-01
-4.02E-01
-4.02E-01
-3.22E-01
-4.02E-01
-3.22E-01
-3.22E-01
-4.02E-01
-4.02E-01
-2.41E-01
-3.22E-01
-4.02E-01
-4.02E-01
-3.22E-01
-3.22E-01
-4.02E-01
-4.02E-01
-3.22E-01
-3.22E-01
-3.22E-01
-4.02E-01
-3.22E-01
-4.02E-01
-3.22E-01
-4.02E-01
-4.02E-01
-3.22E-01
-3.22E-01
-4.02E-01
-4.02E-01
-4.02E-01
-3.22E-01
-4.02E-01
-4.02E-01
-3.22E-01
-3.22E-01
-3.22E-01
-4.02E-01
-4.02E-01
-4.02E-01
-4.02E-01
-4.02E-01
-4.02E-01
-4.02E-01
-3.22E-01
-4.02E-01
-3.22E-01
-3.22E-01
-3.22E-01
-3.22E-01
-3.22E-01
-3.22E-01
-4.02E-01
-2.41E-01
-3.22E-01
-3.22E-01
-3.22E-01
-3.22E-01
-4.02E-01
-3.22E-01
-4.02E-01
-4.02E-01
-4.02E-01
-3.22E-01
-4.02E-01
-4.02E-01
-3.22E-01
-3.22E-01
-3.22E-01
-4.02E-01
-4.02E-01
-3.22E-01
-4.02E-01
-4.02E-01
-4.02E-01
-3.22E-01
-4.82E-01
-4.02E-01
-3.22E-01
-4.02E-01
-3.22E-01
-4.02E-01
-4.02E-01
-4.02E-01
-4.02E-01
-4.02E-01
-3.22E-01
-4.02E-01
-4.02E-01
-4.02E-01
-3.22E-01
-4.02E-01
-3.22E-01
-3.22E-01
-3.22E-01
-4.02E-01
-3.22E-01
-3.22E-01
-4.02E-01
-4.02E-01
-4.02E-01
-4.02E-01
-4.02E-01
-4.02E-01
-4.02E-01
-3.22E-01
-4.02E-01
-4.02E-01
-3.22E-01
-4.02E-01
-3.22E-01
-4.02E-01
-3.22E-01
-3.22E-01
-4.02E-01
-4.02E-01
-3.22E-01
-4.02E-01
-4.02E-01
-3.22E-01
-3.22E-01
-3.22E-01
-4.02E-01
-4.02E-01
-4.02E-01
-4.02E-01
-4.02E-01
-4.02E-01
-3.22E-01
-4.02E-01
-3.22E-01
-3.22E-01
-4.02E-01
-3.22E-01
-4.02E-01
-3.22E-01
-4.02E-01
-4.02E-01
-4.02E-01
-4.02E-01
-4.02E-01
-4.82E-01
-3.22E-01
-3.22E-01
-4.02E-01
-3.22E-01
-4.02E-01
-4.02E-01
-4.02E-01
-4.02E-01
-4.02E-01
-4.02E-01
-4.02E-01
-4.02E-01
-3.22E-01
-4.02E-01
-4.02E-01
-4.02E-01
-4.02E-01
-4.02E-01
-4.02E-01
-3.22E-01
-4.02E-01
-3.22E-01
-4.02E-01
-4.02E-01
-4.02E-01
-4.02E-01
-4.02E-01
-4.02E-01
-4.02E-01
-4.02E-01
-3.22E-01
-4.82E-01
-4.02E-01
-3.22E-01
-3.22E-01
-4.02E-01
-4.02E-01
-4.82E-01
-3.22E-01
-4.02E-01
-4.02E-01
-4.02E-01
-4.02E-01
-4.02E-01
-3.22E-01
-3.22E-01
-4.02E-01
-4.82E-01
-4.02E-01
-4.02E-01
-4.02E-01
-4.02E-01
-3.22E-01
-4.82E-01
-3.22E-01
-3.22E-01
-4.02E-01
-4.02E-01
-4.02E-01
-4.82E-01
-3.22E-01
-4.02E-01
-3.22E-01
-4.02E-01
-3.22E-01
-4.02E-01
-4.02E-01
-4.02E-01
-4.02E-01
-4.02E-01
-4.02E-01
-4.02E-01
-4.02E-01
-4.82E-01
-4.02E-01
-4.02E-01
-4.82E-01
-4.02E-01
-4.82E-01
-4.02E-01
-4.02E-01
-4.02E-01
-4.02E-01
-4.02E-01
-4.02E-01
-4.82E-01
-4.02E-01
-4.82E-01
-4.02E-01
-4.02E-01
-4.02E-01
-4.02E-01
-4.82E-01
-4.82E-01
-4.02E-01
-4.82E-01
-4.02E-01
-4.02E-01
-4.02E-01
-4.82E-01
-4.82E-01
-4.82E-01
-4.02E-01
-4.02E-01
-4.82E-01
-4.82E-01
-4.02E-01
-4.82E-01
-4.02E-01
-4.82E-01
-4.82E-01
-4.02E-01
-4.02E-01
-4.02E-01
-4.82E-01
-4.82E-01
-4.02E-01
-4.02E-01
-4.82E-01
-4.02E-01
-4.02E-01
-4.82E-01
-4.82E-01
-4.82E-01
-4.82E-01
-4.82E-01
-4.82E-01
-4.82E-01
-4.02E-01
-4.82E-01
-4.02E-01
-4.82E-01
-4.82E-01
-5.63E-01
-5.63E-01
-4.82E-01
-5.63E-01
-5.63E-01
-4.82E-01
-5.63E-01
-5.63E-01
-6.43E-01
-4.82E-01
-4.82E-01
-5.63E-01
-5.63E-01
-6.43E-01
-5.63E-01
-5.63E-01
-7.24E-01
-5.63E-01
-5.63E-01
-6.43E-01
-6.43E-01
-7.24E-01
-7.24E-01
-7.24E-01
-7.24E-01
-7.24E-01
-7.24E-01
-7.24E-01
-8.04E-01
-7.24E-01
-8.84E-01
-8.84E-01
-8.04E-01
-8.84E-01
-9.65E-01
-8.84E-01
-8.84E-01
-1.05E+00
-9.65E-01
-9.65E-01
-1.05E+00
-1.05E+00
-9.65E-01
-1.05E+00
-1.13E+00
-1.13E+00
-1.05E+00
-1.13E+00
-1.13E+00
-1.13E+00
-1.13E+00
-1.29E+00
-1.21E+00
-1.21E+00
-1.29E+00
-1.29E+00
-1.29E+00
-1.29E+00
-1.29E+00
-1.29E+00
-1.37E+00
-1.37E+00
-1.37E+00
-1.45E+00
-1.37E+00
-1.45E+00
-1.37E+00
-1.45E+00
-1.45E+00
-1.45E+00
-1.53E+00
-1.53E+00
-1.53E+00
-1.61E+00
-1.61E+00
-1.61E+00
-1.61E+00
-1.61E+00
-1.61E+00
-1.69E+00
-1.69E+00
-1.69E+00
-1.69E+00
-1.69E+00
-1.77E+00
-1.77E+00
-1.77E+00
-1.77E+00
-1.77E+00
-1.77E+00
-1.77E+00
-1.85E+00
-1.85E+00
-1.85E+00
-1.85E+00
-1.93E+00
-1.93E+00
-1.93E+00
-1.93E+00
-2.01E+00
-2.01E+00
-1.93E+00
-1.93E+00
-2.01E+00
-2.09E+00
-2.09E+00
-2.01E+00
-2.09E+00
-2.09E+00
-2.09E+00
-2.17E+00
-2.09E+00
-2.17E+00
-2.09E+00
-2.25E+00
-2.17E+00
-2.25E+00
-2.25E+00
-2.25E+00
-2.25E+00
-2.25E+00
-2.25E+00
-2.33E+00
-2.25E+00
-2.33E+00
-2.25E+00
-2.33E+00
-2.33E+00
-2.33E+00
-2.33E+00
-2.41E+00
-2.41E+00
-2.41E+00
-2.41E+00
-2.41E+00
-2.41E+00
-2.41E+00
-2.49E+00
-2.49E+00
-2.49E+00
-2.49E+00
-2.49E+00
-2.49E+00
-2.49E+00
-2.49E+00
-2.49E+00
-2.57E+00
-2.57E+00
-2.57E+00
-2.57E+00
-2.57E+00
-2.57E+00
-2.65E+00
-2.57E+00
-2.57E+00
-2.65E+00
-2.65E+00
-2.73E+00
-2.65E+00
-2.65E+00
-2.81E+00
-2.65E+00
-2.73E+00
-2.73E+00
-2.73E+00
-2.81E+00
-2.73E+00
-2.81E+00
-2.81E+00
-2.73E+00
-2.81E+00
-2.73E+00
-2.81E+00
-2.73E+00
-2.81E+00
-2.81E+00
-2.81E+00
-2.81E+00
-2.81E+00
-2.89E+00
-2.89E+00
-2.81E+00
-2.81E+00
-2.89E+00
-2.81E+00
-2.89E+00
-2.89E+00
-2.89E+00
-2.89E+00
-2.89E+00
-2.89E+00
-2.89E+00
-2.97E+00
-2.89E+00
-2.89E+00
-2.89E+00
-2.97E+00
-2.97E+00
-2.97E+00
-2.97E+00
-2.97E+00
-2.97E+00
-2.97E+00
-2.97E+00
-2.97E+00
-3.06E+00
-2.97E+00
-2.97E+00
-2.97E+00
-2.97E+00
-3.06E+00
-2.97E+00
-2.97E+00
-3.06E+00
-2.97E+00
-3.06E+00
-3.06E+00
-2.97E+00
-2.97E+00
-3.06E+00
-3.06E+00
-2.97E+00
-2.97E+00
-2.97E+00
-2.97E+00
-2.97E+00
-2.97E+00
-2.97E+00
-2.97E+00
-3.06E+00
-2.97E+00
-2.97E+00
-2.97E+00
-2.97E+00
-2.97E+00
-3.06E+00
-3.06E+00
-2.97E+00
-3.06E+00
-2.97E+00
-2.97E+00
-3.06E+00
-3.14E+00
-3.06E+00
-3.06E+00
-3.06E+00
-3.06E+00
-2.97E+00
-3.06E+00
-3.06E+00
-3.06E+00
-3.06E+00
-3.06E+00
-2.97E+00
-3.06E+00
-2.97E+00
-2.97E+00
-2.97E+00
-3.06E+00
-2.97E+00
-2.97E+00
-3.06E+00
-2.97E+00
-2.97E+00
-2.97E+00
-2.97E+00
-2.89E+00
-2.97E+00
-2.97E+00
-2.97E+00
-2.97E+00
-2.97E+00
-2.97E+00
-2.89E+00
-2.97E+00
-2.89E+00
-2.89E+00
-2.89E+00
-2.97E+00
-2.89E+00
-2.89E+00
-2.89E+00
-2.89E+00
-2.89E+00
-2.89E+00
-2.97E+00
-2.89E+00
-2.89E+00
-2.89E+00
-2.89E+00
-2.89E+00
-2.89E+00
-2.81E+00
-2.81E+00
-2.89E+00
-2.89E+00
-2.73E+00
-2.81E+00
-2.89E+00
-2.81E+00
-2.89E+00
-2.81E+00
-2.81E+00
-2.81E+00
-2.73E+00
-2.73E+00
-2.73E+00
-2.81E+00
-2.81E+00
-2.81E+00
-2.73E+00
-2.73E+00
-2.65E+00
-2.73E+00
-2.65E+00
-2.65E+00
-2.65E+00
-2.65E+00
-2.65E+00
-2.65E+00
-2.65E+00
-2.65E+00
-2.65E+00
-2.73E+00
-2.57E+00
-2.65E+00
-2.57E+00
-2.49E+00
-2.49E+00
-2.57E+00
-2.49E+00
-2.57E+00
-2.57E+00
-2.49E+00
-2.49E+00
-2.57E+00
-2.41E+00
-2.49E+00
-2.41E+00
-2.49E+00
-2.49E+00
-2.33E+00
-2.41E+00
-2.41E+00
-2.41E+00
-2.33E+00
-2.41E+00
-2.33E+00
-2.33E+00
-2.33E+00
-2.33E+00
-2.33E+00
-2.33E+00
-2.33E+00
-2.25E+00
-2.25E+00
-2.25E+00
-2.17E+00
-2.17E+00
-2.25E+00
-2.17E+00
-2.17E+00
-2.17E+00
-2.09E+00
-2.17E+00
-2.09E+00
-2.09E+00
-2.09E+00
-2.17E+00
-2.01E+00
-2.01E+00
-2.09E+00
-2.01E+00
-2.01E+00
-2.01E+00
-1.93E+00
-1.93E+00
-1.93E+00
-1.93E+00
-1.93E+00
-1.85E+00
-1.85E+00
-1.85E+00
-1.85E+00
-1.85E+00
-1.85E+00
-1.85E+00
-1.85E+00
-1.77E+00
-1.77E+00
-1.77E+00
-1.77E+00
-1.69E+00
-1.69E+00
-1.69E+00
-1.69E+00
-1.69E+00
-1.69E+00
-1.61E+00
-1.61E+00
-1.61E+00
-1.61E+00
-1.53E+00
-1.53E+00
-1.53E+00
-1.53E+00
-1.53E+00
-1.53E+00
-1.45E+00
-1.45E+00
-1.53E+00
-1.37E+00
-1.37E+00
-1.37E+00
-1.37E+00
-1.37E+00
-1.37E+00
-1.29E+00
-1.29E+00
-1.37E+00
-1.21E+00
-1.29E+00
-1.21E+00
-1.21E+00
-1.21E+00
-1.13E+00
-1.21E+00
-1.13E+00
-1.21E+00
-1.13E+00
-1.13E+00
-1.13E+00
-1.05E+00
-9.65E-01
-1.05E+00
-9.65E-01
-9.65E-01
-9.65E-01
-9.65E-01
-9.65E-01
-8.84E-01
-8.84E-01
-8.04E-01
-8.84E-01
-8.84E-01
-8.04E-01
-8.04E-01
-8.84E-01
-8.04E-01
-8.04E-01
-7.24E-01
-6.43E-01
-6.43E-01
-6.43E-01
-6.43E-01
-6.43E-01
-6.43E-01
-5.63E-01
-6.43E-01
-6.43E-01
-5.63E-01
-5.63E-01
-5.63E-01
-4.82E-01
-5.63E-01
-5.63E-01
-5.63E-01
-5.63E-01
-5.63E-01
-5.63E-01
-5.63E-01
-5.63E-01
-4.82E-01
-4.82E-01
-4.82E-01
-4.82E-01
-4.82E-01
-4.82E-01
-4.82E-01
-4.82E-01
-5.63E-01
-4.82E-01
-4.82E-01
-5.63E-01
-5.63E-01
-4.82E-01
-4.82E-01
-4.82E-01
-4.82E-01
-4.82E-01
-4.02E-01
-4.02E-01
-4.82E-01
-4.02E-01
-4.82E-01
-4.82E-01
-4.02E-01
-4.82E-01
-4.82E-01
-4.82E-01
-4.02E-01
-4.02E-01
-4.02E-01
-4.82E-01
-4.02E-01
-4.82E-01
-4.02E-01
-4.02E-01
-4.82E-01
-3.22E-01
-4.82E-01
-4.02E-01
-4.02E-01
-4.82E-01
-4.02E-01
-4.02E-01
-4.02E-01
-4.82E-01
-4.02E-01
-4.82E-01
-4.02E-01
-4.02E-01
-4.82E-01
-4.02E-01
-4.02E-01
-4.82E-01
-4.02E-01
-4.02E-01
-4.02E-01
-4.02E-01
-4.02E-01
-4.02E-01
-4.02E-01
-4.82E-01
-4.82E-01
-3.22E-01
-4.02E-01
-4.82E-01
-4.02E-01
-4.02E-01
-4.02E-01
-4.02E-01
-4.82E-01
-4.82E-01
-4.02E-01
-3.22E-01
-4.02E-01
-4.02E-01
-4.02E-01
-4.02E-01
-4.02E-01
-4.82E-01
-4.02E-01
-4.02E-01
-3.22E-01
-4.02E-01
-4.02E-01
-4.02E-01
-4.02E-01
-4.02E-01
-4.02E-01
-3.22E-01
-4.02E-01
-4.02E-01
-4.02E-01
-4.02E-01
-3.22E-01
-3.22E-01
-4.02E-01
-4.02E-01
-4.02E-01
-4.02E-01
-4.02E-01
-4.02E-01
-3.22E-01
-4.02E-01
-4.82E-01
-4.02E-01
-4.02E-01
-4.02E-01
-4.02E-01
-4.02E-01
-3.22E-01
-4.02E-01
-4.02E-01
-3.22E-01
-4.02E-01
-4.02E-01
-4.02E-01
-4.02E-01
-4.02E-01
-4.02E-01
-4.02E-01
-4.02E-01
-4.82E-01
-4.02E-01
-4.02E-01
-3.22E-01
-4.02E-01
-4.02E-01
-4.02E-01
-4.02E-01
-3.22E-01
-4.02E-01
-3.22E-01
-4.02E-01
-4.02E-01
-3.22E-01
-3.22E-01
-3.22E-01
-4.02E-01
-4.02E-01
-4.02E-01
-3.22E-01
-4.02E-01
-4.02E-01
-3.22E-01
-4.02E-01
-4.02E-01
-4.02E-01
-4.02E-01
-3.22E-01
-3.22E-01
-4.82E-01
-3.22E-01
-4.02E-01
-3.22E-01
-4.02E-01
-4.02E-01
-4.02E-01
-4.02E-01
-4.02E-01
-4.02E-01
-3.22E-01
-4.02E-01
-4.02E-01
-3.22E-01
-3.22E-01
-3.22E-01
-4.02E-01
-3.22E-01
-4.02E-01
-4.02E-01
-4.02E-01
-3.22E-01
-3.22E-01
-3.22E-01
-4.02E-01
-3.22E-01
-4.82E-01
-4.02E-01
-4.02E-01
-4.02E-01
-4.02E-01
-3.22E-01
-3.22E-01
-3.22E-01
-3.22E-01
-3.22E-01
-4.02E-01
-3.22E-01
-4.02E-01
-4.02E-01
-3.22E-01
-3.22E-01
-3.22E-01
-4.02E-01
-4.02E-01
-3.22E-01
-4.02E-01
-4.02E-01
-4.02E-01
-4.02E-01
-3.22E-01
-3.22E-01
-4.02E-01
-4.02E-01
-4.02E-01
-4.02E-01
-3.22E-01
-3.22E-01
-3.22E-01
-3.22E-01
-3.22E-01
-4.02E-01
-3.22E-01
-3.22E-01
-4.02E-01
-4.82E-01
-4.02E-01
-4.02E-01
-3.22E-01
-4.02E-01
-3.22E-01
-4.02E-01
-3.22E-01
-4.02E-01
-3.22E-01
-3.22E-01
-4.02E-01
-4.02E-01
-3.22E-01
-4.02E-01
-4.02E-01
-3.22E-01
-2.41E-01
-3.22E-01
-4.02E-01
-4.02E-01
-4.02E-01
-3.22E-01
-4.02E-01
-3.22E-01
-4.02E-01
-4.02E-01
-3.22E-01
-4.02E-01
-3.22E-01
-3.22E-01
-4.02E-01
-3.22E-01
-3.22E-01
-3.22E-01
-4.02E-01
-4.02E-01
-4.02E-01
-3.22E-01
-4.02E-01
-3.22E-01
-4.02E-01
-4.02E-01
-3.22E-01
-4.02E-01
-4.02E-01
-4.02E-01
-3.22E-01
-3.22E-01
-3.22E-01
-3.22E-01
-3.22E-01
-4.02E-01
-4.02E-01
-4.02E-01
-4.02E-01
-3.22E-01
-3.22E-01
-4.02E-01
-4.02E-01
-4.02E-01
-4.02E-01
-4.02E-01
-4.02E-01
-4.02E-01
-4.02E-01
-4.02E-01
-3.22E-01
-4.02E-01
-3.22E-01
-3.22E-01
-4.02E-01
-3.22E-01
-3.22E-01
-3.22E-01
-4.02E-01
-3.22E-01
-4.02E-01
-3.22E-01
-4.02E-01
-4.02E-01
-3.22E-01
-4.02E-01
-3.22E-01
-3.22E-01
-3.22E-01
-4.02E-01
-3.22E-01
-4.02E-01
-3.22E-01
-4.02E-01
-4.02E-01
-3.22E-01
-3.22E-01
-3.22E-01
-4.02E-01
-4.02E-01
-4.02E-01
-3.22E-01
-4.02E-01
-4.02E-01
-4.02E-01
-3.22E-01
-3.22E-01
-3.22E-01
-4.02E-01
-4.02E-01
-4.82E-01
-4.02E-01
-4.02E-01
-4.02E-01
-3.22E-01
-4.02E-01
-3.22E-01
-3.22E-01
-3.22E-01
-3.22E-01
-3.22E-01
-3.22E-01
-4.02E-01
-3.22E-01
-4.02E-01
-4.02E-01
-3.22E-01
-4.02E-01
-4.02E-01
-4.02E-01
-3.22E-01
-3.22E-01
-4.02E-01
-4.02E-01
-3.22E-01
-3.22E-01
-3.22E-01
-3.22E-01
-3.22E-01
-4.02E-01
-4.02E-01
-3.22E-01
-3.22E-01
-3.22E-01
-3.22E-01
-3.22E-01
-4.02E-01
-4.02E-01
-3.22E-01
-3.22E-01
-4.02E-01
-3.22E-01
-4.02E-01
-3.22E-01
-4.02E-01
-4.02E-01
-4.02E-01
-3.22E-01
-4.02E-01
-4.02E-01
-4.02E-01
-4.02E-01
-4.02E-01
-4.02E-01
-3.22E-01
-4.02E-01
-4.02E-01
-3.22E-01
-3.22E-01
-4.02E-01
-4.02E-01
-3.22E-01
-4.02E-01
-4.02E-01
-4.02E-01
-3.22E-01
-3.22E-01
-3.22E-01
-4.02E-01
-4.02E-01
-4.02E-01
-4.02E-01
-4.02E-01
-4.02E-01
-4.02E-01
-4.02E-01
-4.02E-01
-4.02E-01
-4.02E-01
-4.02E-01
-3.22E-01
-3.22E-01
-4.02E-01
-4.02E-01
-4.02E-01
-4.02E-01
-3.22E-01
-3.22E-01
-4.02E-01
-3.22E-01
-4.82E-01
-4.02E-01
-4.02E-01
-3.22E-01
-3.22E-01
-4.02E-01
-4.02E-01
-4.02E-01
-4.02E-01
-3.22E-01
-4.02E-01
-4.02E-01
-3.22E-01
-4.02E-01
-4.02E-01
-4.02E-01
-4.02E-01
-4.02E-01
-3.22E-01
-4.02E-01
-4.02E-01
-4.02E-01
-4.02E-01
-4.02E-01
-4.82E-01
-4.02E-01
-4.02E-01
-4.82E-01
-4.02E-01
-3.22E-01
-4.02E-01
-4.82E-01
-4.82E-01
-3.22E-01
-4.02E-01
-3.22E-01
-4.02E-01
-4.02E-01
-4.02E-01
-4.02E-01
-4.02E-01
-3.22E-01
-4.02E-01
-4.02E-01
-4.02E-01
-4.82E-01
-4.02E-01
-4.02E-01
-4.82E-01
-4.02E-01
-4.02E-01
-4.02E-01
-4.02E-01
-4.02E-01
-4.02E-01
-4.02E-01
-4.02E-01
-3.22E-01
-4.02E-01
-4.02E-01
-4.02E-01
-4.82E-01
-4.02E-01
-4.02E-01
-4.82E-01
-4.02E-01
-4.02E-01
-4.82E-01
-4.02E-01
-4.82E-01
-4.02E-01
-4.82E-01
-4.02E-01
-4.82E-01
-4.82E-01
-4.82E-01
-4.82E-01
-4.82E-01
-4.02E-01
-4.02E-01
-4.82E-01
-4.02E-01
-4.02E-01
-4.82E-01
-4.02E-01
-4.02E-01
-4.82E-01
-4.82E-01
-4.02E-01
-4.82E-01
-4.82E-01
-5.63E-01
-4.02E-01
-4.82E-01
-4.02E-01
-4.02E-01
-5.63E-01
-4.02E-01
-4.02E-01
-4.02E-01
-5.63E-01
-4.02E-01
-4.82E-01
-4.02E-01
-4.82E-01
-4.02E-01
-4.82E-01
-4.82E-01
-4.82E-01
-4.82E-01
-4.82E-01
-4.82E-01
-4.82E-01
-4.82E-01
-4.82E-01
-4.82E-01
-5.63E-01
-4.02E-01
-4.82E-01
-5.63E-01
-5.63E-01
-4.82E-01
-4.82E-01
-4.02E-01
-5.63E-01
-5.63E-01
-4.82E-01
-4.82E-01
-4.82E-01
-5.63E-01
-5.63E-01
-5.63E-01
-6.43E-01
-5.63E-01
-6.43E-01
-6.43E-01
-6.43E-01
-6.43E-01
-7.24E-01
-8.04E-01
-7.24E-01
-7.24E-01
-8.04E-01
-8.04E-01
-8.84E-01
-7.24E-01
-8.04E-01
-8.84E-01
-8.84E-01
-8.84E-01
-9.65E-01
-8.84E-01
-9.65E-01
-9.65E-01
-9.65E-01
-1.05E+00
-1.05E+00
-1.13E+00
-1.05E+00
-1.13E+00
-1.05E+00
-1.05E+00
-1.13E+00
-1.13E+00
-1.13E+00
-1.21E+00
-1.13E+00
-1.29E+00
-1.29E+00
-1.21E+00
-1.29E+00
-1.29E+00
-1.37E+00
-1.29E+00
-1.37E+00
-1.37E+00
-1.37E+00
-1.37E+00
-1.37E+00
-1.37E+00
-1.45E+00
-1.45E+00
-1.45E+00
-1.53E+00
-1.53E+00
-1.61E+00
-1.53E+00
-1.53E+00
-1.53E+00
-1.53E+00
-1.61E+00
-1.53E+00
-1.53E+00
-1.61E+00
-1.69E+00
-1.61E+00
-1.69E+00
-1.77E+00
-1.77E+00
-1.77E+00
-1.77E+00
-1.77E+00
-1.85E+00
-1.69E+00
-1.85E+00
-1.77E+00
-1.85E+00
-1.85E+00
-1.93E+00
-1.85E+00
-1.93E+00
-1.93E+00
-2.01E+00
-2.01E+00
-1.93E+00
-1.93E+00
-1.93E+00
-2.01E+00
-1.93E+00
-2.01E+00
-2.09E+00
-2.09E+00
-2.09E+00
-2.09E+00
-2.09E+00
-2.01E+00
-2.09E+00
-2.09E+00
-2.17E+00
-2.17E+00
-2.25E+00
-2.17E+00
-2.25E+00
-2.17E+00
-2.17E+00
-2.25E+00
-2.25E+00
-2.33E+00
-2.33E+00
-2.33E+00
-2.33E+00
-2.33E+00
-2.41E+00
-2.33E+00
-2.33E+00
-2.41E+00
-2.33E+00
-2.41E+00
-2.41E+00
-2.33E+00
-2.49E+00
-2.41E+00
-2.49E+00
-2.49E+00
-2.49E+00
-2.49E+00
-2.57E+00
-2.57E+00
-2.49E+00
-2.57E+00
-2.57E+00
-2.57E+00
-2.49E+00
-2.57E+00
-2.57E+00
-2.57E+00
-2.49E+00
-2.65E+00
-2.57E+00
-2.65E+00
-2.65E+00
-2.65E+00
-2.57E+00
-2.65E+00
-2.73E+00
-2.65E+00
-2.65E+00
-2.73E+00
-2.73E+00
-2.73E+00
-2.73E+00
-2.73E+00
-2.81E+00
-2.73E+00
-2.81E+00
-2.81E+00
-2.81E+00
-2.81E+00
-2.81E+00
-2.81E+00
-2.81E+00
-2.81E+00
-2.81E+00
-2.89E+00
-2.89E+00
-2.81E+00
-2.89E+00
-2.89E+00
-2.81E+00
-2.89E+00
-2.97E+00
-2.89E+00
-2.89E+00
-2.89E+00
-2.81E+00
-2.97E+00
-2.89E+00
-2.97E+00
-2.97E+00
-2.97E+00
-2.97E+00
-2.97E+00
-2.89E+00
-2.89E+00
-2.97E+00
-2.89E+00
-2.97E+00
-2.97E+00
-2.97E+00
-2.97E+00
-2.97E+00
-2.89E+00
-2.97E+00
-2.97E+00
-2.97E+00
-2.97E+00
-2.97E+00
-2.97E+00
-2.97E+00
-2.97E+00
-3.06E+00
-2.97E+00
-3.06E+00
-3.06E+00
-3.06E+00
-3.06E+00
-2.97E+00
-2.97E+00
-3.06E+00
-3.06E+00
-3.06E+00
-2.97E+00
-2.97E+00
-3.06E+00
-3.06E+00
-2.97E+00
-3.14E+00
-3.14E+00
-3.06E+00
-3.06E+00
-3.06E+00
-3.06E+00
-3.06E+00
-3.06E+00
-3.06E+00
-3.06E+00
-3.06E+00
-2.97E+00
-3.06E+00
-3.06E+00
-3.06E+00
-2.97E+00
-2.97E+00
-3.06E+00
-2.97E+00
-2.97E+00
-2.97E+00
-3.06E+00
-2.97E+00
-3.06E+00
-3.06E+00
-2.97E+00
-2.97E+00
-3.06E+00
-3.06E+00
-2.97E+00
-2.97E+00
-2.97E+00
-2.97E+00
-2.97E+00
-2.97E+00
-2.97E+00
-2.97E+00
-2.97E+00
-2.97E+00
-2.89E+00
-2.97E+00
-3.06E+00
-2.97E+00
-2.89E+00
-2.89E+00
-2.97E+00
-2.97E+00
-2.97E+00
-2.97E+00
-2.97E+00
-2.89E+00
-2.81E+00
-2.89E+00
-2.89E+00
-2.89E+00
-2.89E+00
-2.97E+00
-2.89E+00
-2.81E+00
-2.81E+00
-2.89E+00
-2.89E+00
-2.89E+00
-2.81E+00
-2.81E+00
-2.81E+00
-2.81E+00
-2.89E+00
-2.81E+00
-2.81E+00
-2.81E+00
-2.89E+00
-2.73E+00
-2.81E+00
-2.73E+00
-2.81E+00
-2.65E+00
-2.81E+00
-2.73E+00
-2.73E+00
-2.73E+00
-2.73E+00
-2.65E+00
-2.73E+00
-2.73E+00
-2.57E+00
-2.57E+00
-2.65E+00
-2.57E+00
-2.65E+00
-2.65E+00
-2.65E+00
-2.57E+00
-2.65E+00
-2.57E+00
-2.57E+00
-2.65E+00
-2.57E+00
-2.49E+00
-2.57E+00
-2.49E+00
-2.57E+00
-2.49E+00
-2.49E+00
-2.57E+00
-2.49E+00
-2.49E+00
-2.41E+00
-2.49E+00
-2.57E+00
-2.49E+00
-2.41E+00
-2.41E+00
-2.41E+00
-2.41E+00
-2.41E+00
-2.41E+00
-2.33E+00
-2.33E+00
-2.41E+00
-2.33E+00
-2.25E+00
-2.25E+00
-2.25E+00
-2.25E+00
-2.25E+00
-2.17E+00
-2.17E+00
-2.17E+00
-2.17E+00
-2.17E+00
-2.17E+00
-2.17E+00
-2.17E+00
-2.09E+00
-2.09E+00
-2.01E+00
-2.01E+00
-2.09E+00
-2.09E+00
-2.01E+00
-2.01E+00
-2.01E+00
-2.09E+00
-2.01E+00
-1.93E+00
-1.93E+00
-2.01E+00
-1.93E+00
-1.85E+00
-2.01E+00
-1.93E+00
-1.85E+00
-1.85E+00
-1.85E+00
-1.85E+00
-1.85E+00
-1.77E+00
-1.69E+00
-1.77E+00
-1.77E+00
-1.69E+00
-1.69E+00
-1.69E+00
-1.69E+00
-1.61E+00
-1.69E+00
-1.69E+00
-1.69E+00
-1.53E+00
-1.53E+00
-1.61E+00
-1.61E+00
-1.61E+00
-1.53E+00
-1.53E+00
-1.53E+00
-1.53E+00
-1.45E+00
-1.37E+00
-1.37E+00
-1.45E+00
-1.45E+00
-1.37E+00
-1.37E+00
-1.29E+00
-1.29E+00
-1.29E+00
-1.29E+00
-1.29E+00
-1.29E+00
-1.21E+00
-1.21E+00
-1.13E+00
-1.21E+00
-1.13E+00
-1.13E+00
-1.13E+00
-1.13E+00
-1.13E+00
-1.13E+00
-1.05E+00
-9.65E-01
-1.05E+00
-1.05E+00
-9.65E-01
-9.65E-01
-9.65E-01
-9.65E-01
-8.84E-01
-8.84E-01
-9.65E-01
-8.84E-01
-8.04E-01
-8.04E-01
-8.84E-01
-8.04E-01
-7.24E-01
-7.24E-01
-8.04E-01
-6.43E-01
-7.24E-01
-6.43E-01
-6.43E-01
-6.43E-01
-6.43E-01
-5.63E-01
-6.43E-01
-6.43E-01
-5.63E-01
-5.63E-01
-6.43E-01
-6.43E-01
-5.63E-01
-4.82E-01
-4.82E-01
-5.63E-01
-5.63E-01
-4.82E-01
-4.82E-01
-4.82E-01
-5.63E-01
-5.63E-01
-5.63E-01
-4.82E-01
-4.02E-01
-4.82E-01
-4.82E-01
-4.82E-01
-4.02E-01
-4.82E-01
-4.82E-01
-4.82E-01
-4.02E-01
-4.02E-01
-4.02E-01
-4.02E-01
-5.63E-01
-4.82E-01
-4.02E-01
-4.82E-01
-4.82E-01];

%scatter(x,y,'filled')
%hold on
%scatter(x,y,'filled')
plot(t,x)
hold on
plot(t,y)
grid on
xlabel('Voltaje (V)') 
ylabel('Corriente (A)')

%xticks([0 0.45 0.5 0.55 0.6 0.65 0.7 0.75 0.8 1])
%xticklabels({'0','0.45','0.5','0.55','0.6','0.65','0.7','0.75','0.8','1'})
%yticks([0  0.0015 0.006 0.019 0.038 0.06])
